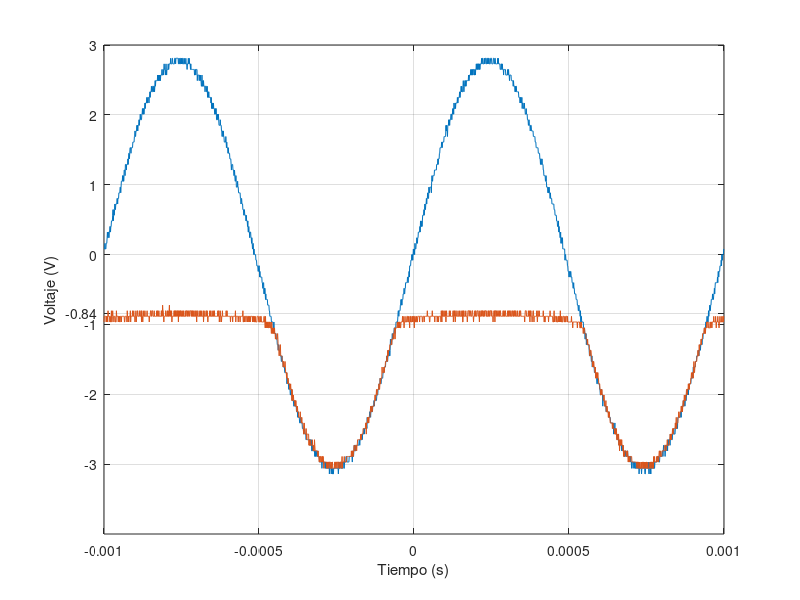

MATLAB code for this plot:
t=[-1.00E-03
-9.99E-04
-9.98E-04
-9.97E-04
-9.96E-04
-9.95E-04
-9.94E-04
-9.93E-04
-9.92E-04
-9.91E-04
-9.90E-04
-9.89E-04
-9.88E-04
-9.87E-04
-9.86E-04
-9.85E-04
-9.84E-04
-9.83E-04
-9.82E-04
-9.81E-04
-9.80E-04
-9.79E-04
-9.78E-04
-9.77E-04
-9.76E-04
-9.75E-04
-9.74E-04
-9.73E-04
-9.72E-04
-9.71E-04
-9.70E-04
-9.69E-04
-9.68E-04
-9.67E-04
-9.66E-04
-9.65E-04
-9.64E-04
-9.63E-04
-9.62E-04
-9.61E-04
-9.60E-04
-9.59E-04
-9.58E-04
-9.57E-04
-9.56E-04
-9.55E-04
-9.54E-04
-9.53E-04
-9.52E-04
-9.51E-04
-9.50E-04
-9.49E-04
-9.48E-04
-9.47E-04
-9.46E-04
-9.45E-04
-9.44E-04
-9.43E-04
-9.42E-04
-9.41E-04
-9.40E-04
-9.39E-04
-9.38E-04
-9.37E-04
-9.36E-04
-9.35E-04
-9.34E-04
-9.33E-04
-9.32E-04
-9.31E-04
-9.30E-04
-9.29E-04
-9.28E-04
-9.27E-04
-9.26E-04
-9.25E-04
-9.24E-04
-9.23E-04
-9.22E-04
-9.21E-04
-9.20E-04
-9.19E-04
-9.18E-04
-9.17E-04
-9.16E-04
-9.15E-04
-9.14E-04
-9.13E-04
-9.12E-04
-9.11E-04
-9.10E-04
-9.09E-04
-9.08E-04
-9.07E-04
-9.06E-04
-9.05E-04
-9.04E-04
-9.03E-04
-9.02E-04
-9.01E-04
-9.00E-04
-8.99E-04
-8.98E-04
-8.97E-04
-8.96E-04
-8.95E-04
-8.94E-04
-8.93E-04
-8.92E-04
-8.91E-04
-8.90E-04
-8.89E-04
-8.88E-04
-8.87E-04
-8.86E-04
-8.85E-04
-8.84E-04
-8.83E-04
-8.82E-04
-8.81E-04
-8.80E-04
-8.79E-04
-8.78E-04
-8.77E-04
-8.76E-04
-8.75E-04
-8.74E-04
-8.73E-04
-8.72E-04
-8.71E-04
-8.70E-04
-8.69E-04
-8.68E-04
-8.67E-04
-8.66E-04
-8.65E-04
-8.64E-04
-8.63E-04
-8.62E-04
-8.61E-04
-8.60E-04
-8.59E-04
-8.58E-04
-8.57E-04
-8.56E-04
-8.55E-04
-8.54E-04
-8.53E-04
-8.52E-04
-8.51E-04
-8.50E-04
-8.49E-04
-8.48E-04
-8.47E-04
-8.46E-04
-8.45E-04
-8.44E-04
-8.43E-04
-8.42E-04
-8.41E-04
-8.40E-04
-8.39E-04
-8.38E-04
-8.37E-04
-8.36E-04
-8.35E-04
-8.34E-04
-8.33E-04
-8.32E-04
-8.31E-04
-8.30E-04
-8.29E-04
-8.28E-04
-8.27E-04
-8.26E-04
-8.25E-04
-8.24E-04
-8.23E-04
-8.22E-04
-8.21E-04
-8.20E-04
-8.19E-04
-8.18E-04
-8.17E-04
-8.16E-04
-8.15E-04
-8.14E-04
-8.13E-04
-8.12E-04
-8.11E-04
-8.10E-04
-8.09E-04
-8.08E-04
-8.07E-04
-8.06E-04
-8.05E-04
-8.04E-04
-8.03E-04
-8.02E-04
-8.01E-04
-8.00E-04
-7.99E-04
-7.98E-04
-7.97E-04
-7.96E-04
-7.95E-04
-7.94E-04
-7.93E-04
-7.92E-04
-7.91E-04
-7.90E-04
-7.89E-04
-7.88E-04
-7.87E-04
-7.86E-04
-7.85E-04
-7.84E-04
-7.83E-04
-7.82E-04
-7.81E-04
-7.80E-04
-7.79E-04
-7.78E-04
-7.77E-04
-7.76E-04
-7.75E-04
-7.74E-04
-7.73E-04
-7.72E-04
-7.71E-04
-7.70E-04
-7.69E-04
-7.68E-04
-7.67E-04
-7.66E-04
-7.65E-04
-7.64E-04
-7.63E-04
-7.62E-04
-7.61E-04
-7.60E-04
-7.59E-04
-7.58E-04
-7.57E-04
-7.56E-04
-7.55E-04
-7.54E-04
-7.53E-04
-7.52E-04
-7.51E-04
-7.50E-04
-7.49E-04
-7.48E-04
-7.47E-04
-7.46E-04
-7.45E-04
-7.44E-04
-7.43E-04
-7.42E-04
-7.41E-04
-7.40E-04
-7.39E-04
-7.38E-04
-7.37E-04
-7.36E-04
-7.35E-04
-7.34E-04
-7.33E-04
-7.32E-04
-7.31E-04
-7.30E-04
-7.29E-04
-7.28E-04
-7.27E-04
-7.26E-04
-7.25E-04
-7.24E-04
-7.23E-04
-7.22E-04
-7.21E-04
-7.20E-04
-7.19E-04
-7.18E-04
-7.17E-04
-7.16E-04
-7.15E-04
-7.14E-04
-7.13E-04
-7.12E-04
-7.11E-04
-7.10E-04
-7.09E-04
-7.08E-04
-7.07E-04
-7.06E-04
-7.05E-04
-7.04E-04
-7.03E-04
-7.02E-04
-7.01E-04
-7.00E-04
-6.99E-04
-6.98E-04
-6.97E-04
-6.96E-04
-6.95E-04
-6.94E-04
-6.93E-04
-6.92E-04
-6.91E-04
-6.90E-04
-6.89E-04
-6.88E-04
-6.87E-04
-6.86E-04
-6.85E-04
-6.84E-04
-6.83E-04
-6.82E-04
-6.81E-04
-6.80E-04
-6.79E-04
-6.78E-04
-6.77E-04
-6.76E-04
-6.75E-04
-6.74E-04
-6.73E-04
-6.72E-04
-6.71E-04
-6.70E-04
-6.69E-04
-6.68E-04
-6.67E-04
-6.66E-04
-6.65E-04
-6.64E-04
-6.63E-04
-6.62E-04
-6.61E-04
-6.60E-04
-6.59E-04
-6.58E-04
-6.57E-04
-6.56E-04
-6.55E-04
-6.54E-04
-6.53E-04
-6.52E-04
-6.51E-04
-6.50E-04
-6.49E-04
-6.48E-04
-6.47E-04
-6.46E-04
-6.45E-04
-6.44E-04
-6.43E-04
-6.42E-04
-6.41E-04
-6.40E-04
-6.39E-04
-6.38E-04
-6.37E-04
-6.36E-04
-6.35E-04
-6.34E-04
-6.33E-04
-6.32E-04
-6.31E-04
-6.30E-04
-6.29E-04
-6.28E-04
-6.27E-04
-6.26E-04
-6.25E-04
-6.24E-04
-6.23E-04
-6.22E-04
-6.21E-04
-6.20E-04
-6.19E-04
-6.18E-04
-6.17E-04
-6.16E-04
-6.15E-04
-6.14E-04
-6.13E-04
-6.12E-04
-6.11E-04
-6.10E-04
-6.09E-04
-6.08E-04
-6.07E-04
-6.06E-04
-6.05E-04
-6.04E-04
-6.03E-04
-6.02E-04
-6.01E-04
-6.00E-04
-5.99E-04
-5.98E-04
-5.97E-04
-5.96E-04
-5.95E-04
-5.94E-04
-5.93E-04
-5.92E-04
-5.91E-04
-5.90E-04
-5.89E-04
-5.88E-04
-5.87E-04
-5.86E-04
-5.85E-04
-5.84E-04
-5.83E-04
-5.82E-04
-5.81E-04
-5.80E-04
-5.79E-04
-5.78E-04
-5.77E-04
-5.76E-04
-5.75E-04
-5.74E-04
-5.73E-04
-5.72E-04
-5.71E-04
-5.70E-04
-5.69E-04
-5.68E-04
-5.67E-04
-5.66E-04
-5.65E-04
-5.64E-04
-5.63E-04
-5.62E-04
-5.61E-04
-5.60E-04
-5.59E-04
-5.58E-04
-5.57E-04
-5.56E-04
-5.55E-04
-5.54E-04
-5.53E-04
-5.52E-04
-5.51E-04
-5.50E-04
-5.49E-04
-5.48E-04
-5.47E-04
-5.46E-04
-5.45E-04
-5.44E-04
-5.43E-04
-5.42E-04
-5.41E-04
-5.40E-04
-5.39E-04
-5.38E-04
-5.37E-04
-5.36E-04
-5.35E-04
-5.34E-04
-5.33E-04
-5.32E-04
-5.31E-04
-5.30E-04
-5.29E-04
-5.28E-04
-5.27E-04
-5.26E-04
-5.25E-04
-5.24E-04
-5.23E-04
-5.22E-04
-5.21E-04
-5.20E-04
-5.19E-04
-5.18E-04
-5.17E-04
-5.16E-04
-5.15E-04
-5.14E-04
-5.13E-04
-5.12E-04
-5.11E-04
-5.10E-04
-5.09E-04
-5.08E-04
-5.07E-04
-5.06E-04
-5.05E-04
-5.04E-04
-5.03E-04
-5.02E-04
-5.01E-04
-5.00E-04
-4.99E-04
-4.98E-04
-4.97E-04
-4.96E-04
-4.95E-04
-4.94E-04
-4.93E-04
-4.92E-04
-4.91E-04
-4.90E-04
-4.89E-04
-4.88E-04
-4.87E-04
-4.86E-04
-4.85E-04
-4.84E-04
-4.83E-04
-4.82E-04
-4.81E-04
-4.80E-04
-4.79E-04
-4.78E-04
-4.77E-04
-4.76E-04
-4.75E-04
-4.74E-04
-4.73E-04
-4.72E-04
-4.71E-04
-4.70E-04
-4.69E-04
-4.68E-04
-4.67E-04
-4.66E-04
-4.65E-04
-4.64E-04
-4.63E-04
-4.62E-04
-4.61E-04
-4.60E-04
-4.59E-04
-4.58E-04
-4.57E-04
-4.56E-04
-4.55E-04
-4.54E-04
-4.53E-04
-4.52E-04
-4.51E-04
-4.50E-04
-4.49E-04
-4.48E-04
-4.47E-04
-4.46E-04
-4.45E-04
-4.44E-04
-4.43E-04
-4.42E-04
-4.41E-04
-4.40E-04
-4.39E-04
-4.38E-04
-4.37E-04
-4.36E-04
-4.35E-04
-4.34E-04
-4.33E-04
-4.32E-04
-4.31E-04
-4.30E-04
-4.29E-04
-4.28E-04
-4.27E-04
-4.26E-04
-4.25E-04
-4.24E-04
-4.23E-04
-4.22E-04
-4.21E-04
-4.20E-04
-4.19E-04
-4.18E-04
-4.17E-04
-4.16E-04
-4.15E-04
-4.14E-04
-4.13E-04
-4.12E-04
-4.11E-04
-4.10E-04
-4.09E-04
-4.08E-04
-4.07E-04
-4.06E-04
-4.05E-04
-4.04E-04
-4.03E-04
-4.02E-04
-4.01E-04
-4.00E-04
-3.99E-04
-3.98E-04
-3.97E-04
-3.96E-04
-3.95E-04
-3.94E-04
-3.93E-04
-3.92E-04
-3.91E-04
-3.90E-04
-3.89E-04
-3.88E-04
-3.87E-04
-3.86E-04
-3.85E-04
-3.84E-04
-3.83E-04
-3.82E-04
-3.81E-04
-3.80E-04
-3.79E-04
-3.78E-04
-3.77E-04
-3.76E-04
-3.75E-04
-3.74E-04
-3.73E-04
-3.72E-04
-3.71E-04
-3.70E-04
-3.69E-04
-3.68E-04
-3.67E-04
-3.66E-04
-3.65E-04
-3.64E-04
-3.63E-04
-3.62E-04
-3.61E-04
-3.60E-04
-3.59E-04
-3.58E-04
-3.57E-04
-3.56E-04
-3.55E-04
-3.54E-04
-3.53E-04
-3.52E-04
-3.51E-04
-3.50E-04
-3.49E-04
-3.48E-04
-3.47E-04
-3.46E-04
-3.45E-04
-3.44E-04
-3.43E-04
-3.42E-04
-3.41E-04
-3.40E-04
-3.39E-04
-3.38E-04
-3.37E-04
-3.36E-04
-3.35E-04
-3.34E-04
-3.33E-04
-3.32E-04
-3.31E-04
-3.30E-04
-3.29E-04
-3.28E-04
-3.27E-04
-3.26E-04
-3.25E-04
-3.24E-04
-3.23E-04
-3.22E-04
-3.21E-04
-3.20E-04
-3.19E-04
-3.18E-04
-3.17E-04
-3.16E-04
-3.15E-04
-3.14E-04
-3.13E-04
-3.12E-04
-3.11E-04
-3.10E-04
-3.09E-04
-3.08E-04
-3.07E-04
-3.06E-04
-3.05E-04
-3.04E-04
-3.03E-04
-3.02E-04
-3.01E-04
-3.00E-04
-2.99E-04
-2.98E-04
-2.97E-04
-2.96E-04
-2.95E-04
-2.94E-04
-2.93E-04
-2.92E-04
-2.91E-04
-2.90E-04
-2.89E-04
-2.88E-04
-2.87E-04
-2.86E-04
-2.85E-04
-2.84E-04
-2.83E-04
-2.82E-04
-2.81E-04
-2.80E-04
-2.79E-04
-2.78E-04
-2.77E-04
-2.76E-04
-2.75E-04
-2.74E-04
-2.73E-04
-2.72E-04
-2.71E-04
-2.70E-04
-2.69E-04
-2.68E-04
-2.67E-04
-2.66E-04
-2.65E-04
-2.64E-04
-2.63E-04
-2.62E-04
-2.61E-04
-2.60E-04
-2.59E-04
-2.58E-04
-2.57E-04
-2.56E-04
-2.55E-04
-2.54E-04
-2.53E-04
-2.52E-04
-2.51E-04
-2.50E-04
-2.49E-04
-2.48E-04
-2.47E-04
-2.46E-04
-2.45E-04
-2.44E-04
-2.43E-04
-2.42E-04
-2.41E-04
-2.40E-04
-2.39E-04
-2.38E-04
-2.37E-04
-2.36E-04
-2.35E-04
-2.34E-04
-2.33E-04
-2.32E-04
-2.31E-04
-2.30E-04
-2.29E-04
-2.28E-04
-2.27E-04
-2.26E-04
-2.25E-04
-2.24E-04
-2.23E-04
-2.22E-04
-2.21E-04
-2.20E-04
-2.19E-04
-2.18E-04
-2.17E-04
-2.16E-04
-2.15E-04
-2.14E-04
-2.13E-04
-2.12E-04
-2.11E-04
-2.10E-04
-2.09E-04
-2.08E-04
-2.07E-04
-2.06E-04
-2.05E-04
-2.04E-04
-2.03E-04
-2.02E-04
-2.01E-04
-2.00E-04
-1.99E-04
-1.98E-04
-1.97E-04
-1.96E-04
-1.95E-04
-1.94E-04
-1.93E-04
-1.92E-04
-1.91E-04
-1.90E-04
-1.89E-04
-1.88E-04
-1.87E-04
-1.86E-04
-1.85E-04
-1.84E-04
-1.83E-04
-1.82E-04
-1.81E-04
-1.80E-04
-1.79E-04
-1.78E-04
-1.77E-04
-1.76E-04
-1.75E-04
-1.74E-04
-1.73E-04
-1.72E-04
-1.71E-04
-1.70E-04
-1.69E-04
-1.68E-04
-1.67E-04
-1.66E-04
-1.65E-04
-1.64E-04
-1.63E-04
-1.62E-04
-1.61E-04
-1.60E-04
-1.59E-04
-1.58E-04
-1.57E-04
-1.56E-04
-1.55E-04
-1.54E-04
-1.53E-04
-1.52E-04
-1.51E-04
-1.50E-04
-1.49E-04
-1.48E-04
-1.47E-04
-1.46E-04
-1.45E-04
-1.44E-04
-1.43E-04
-1.42E-04
-1.41E-04
-1.40E-04
-1.39E-04
-1.38E-04
-1.37E-04
-1.36E-04
-1.35E-04
-1.34E-04
-1.33E-04
-1.32E-04
-1.31E-04
-1.30E-04
-1.29E-04
-1.28E-04
-1.27E-04
-1.26E-04
-1.25E-04
-1.24E-04
-1.23E-04
-1.22E-04
-1.21E-04
-1.20E-04
-1.19E-04
-1.18E-04
-1.17E-04
-1.16E-04
-1.15E-04
-1.14E-04
-1.13E-04
-1.12E-04
-1.11E-04
-1.10E-04
-1.09E-04
-1.08E-04
-1.07E-04
-1.06E-04
-1.05E-04
-1.04E-04
-1.03E-04
-1.02E-04
-1.01E-04
-1.00E-04
-9.90E-05
-9.80E-05
-9.70E-05
-9.60E-05
-9.50E-05
-9.40E-05
-9.30E-05
-9.20E-05
-9.10E-05
-9.00E-05
-8.90E-05
-8.80E-05
-8.70E-05
-8.60E-05
-8.50E-05
-8.40E-05
-8.30E-05
-8.20E-05
-8.10E-05
-8.00E-05
-7.90E-05
-7.80E-05
-7.70E-05
-7.60E-05
-7.50E-05
-7.40E-05
-7.30E-05
-7.20E-05
-7.10E-05
-7.00E-05
-6.90E-05
-6.80E-05
-6.70E-05
-6.60E-05
-6.50E-05
-6.40E-05
-6.30E-05
-6.20E-05
-6.10E-05
-6.00E-05
-5.90E-05
-5.80E-05
-5.70E-05
-5.60E-05
-5.50E-05
-5.40E-05
-5.30E-05
-5.20E-05
-5.10E-05
-5.00E-05
-4.90E-05
-4.80E-05
-4.70E-05
-4.60E-05
-4.50E-05
-4.40E-05
-4.30E-05
-4.20E-05
-4.10E-05
-4.00E-05
-3.90E-05
-3.80E-05
-3.70E-05
-3.60E-05
-3.50E-05
-3.40E-05
-3.30E-05
-3.20E-05
-3.10E-05
-3.00E-05
-2.90E-05
-2.80E-05
-2.70E-05
-2.60E-05
-2.50E-05
-2.40E-05
-2.30E-05
-2.20E-05
-2.10E-05
-2.00E-05
-1.90E-05
-1.80E-05
-1.70E-05
-1.60E-05
-1.50E-05
-1.40E-05
-1.30E-05
-1.20E-05
-1.10E-05
-1.00E-05
-9.00E-06
-8.00E-06
-7.00E-06
-6.00E-06
-5.00E-06
-4.00E-06
-3.00E-06
-2.00E-06
-1.00E-06
0.00E+00
1.00E-06
2.00E-06
3.00E-06
4.00E-06
5.00E-06
6.00E-06
7.00E-06
8.00E-06
9.00E-06
1.00E-05
1.10E-05
1.20E-05
1.30E-05
1.40E-05
1.50E-05
1.60E-05
1.70E-05
1.80E-05
1.90E-05
2.00E-05
2.10E-05
2.20E-05
2.30E-05
2.40E-05
2.50E-05
2.60E-05
2.70E-05
2.80E-05
2.90E-05
3.00E-05
3.10E-05
3.20E-05
3.30E-05
3.40E-05
3.50E-05
3.60E-05
3.70E-05
3.80E-05
3.90E-05
4.00E-05
4.10E-05
4.20E-05
4.30E-05
4.40E-05
4.50E-05
4.60E-05
4.70E-05
4.80E-05
4.90E-05
5.00E-05
5.10E-05
5.20E-05
5.30E-05
5.40E-05
5.50E-05
5.60E-05
5.70E-05
5.80E-05
5.90E-05
6.00E-05
6.10E-05
6.20E-05
6.30E-05
6.40E-05
6.50E-05
6.60E-05
6.70E-05
6.80E-05
6.90E-05
7.00E-05
7.10E-05
7.20E-05
7.30E-05
7.40E-05
7.50E-05
7.60E-05
7.70E-05
7.80E-05
7.90E-05
8.00E-05
8.10E-05
8.20E-05
8.30E-05
8.40E-05
8.50E-05
8.60E-05
8.70E-05
8.80E-05
8.90E-05
9.00E-05
9.10E-05
9.20E-05
9.30E-05
9.40E-05
9.50E-05
9.60E-05
9.70E-05
9.80E-05
9.90E-05
1.00E-04
1.01E-04
1.02E-04
1.03E-04
1.04E-04
1.05E-04
1.06E-04
1.07E-04
1.08E-04
1.09E-04
1.10E-04
1.11E-04
1.12E-04
1.13E-04
1.14E-04
1.15E-04
1.16E-04
1.17E-04
1.18E-04
1.19E-04
1.20E-04
1.21E-04
1.22E-04
1.23E-04
1.24E-04
1.25E-04
1.26E-04
1.27E-04
1.28E-04
1.29E-04
1.30E-04
1.31E-04
1.32E-04
1.33E-04
1.34E-04
1.35E-04
1.36E-04
1.37E-04
1.38E-04
1.39E-04
1.40E-04
1.41E-04
1.42E-04
1.43E-04
1.44E-04
1.45E-04
1.46E-04
1.47E-04
1.48E-04
1.49E-04
1.50E-04
1.51E-04
1.52E-04
1.53E-04
1.54E-04
1.55E-04
1.56E-04
1.57E-04
1.58E-04
1.59E-04
1.60E-04
1.61E-04
1.62E-04
1.63E-04
1.64E-04
1.65E-04
1.66E-04
1.67E-04
1.68E-04
1.69E-04
1.70E-04
1.71E-04
1.72E-04
1.73E-04
1.74E-04
1.75E-04
1.76E-04
1.77E-04
1.78E-04
1.79E-04
1.80E-04
1.81E-04
1.82E-04
1.83E-04
1.84E-04
1.85E-04
1.86E-04
1.87E-04
1.88E-04
1.89E-04
1.90E-04
1.91E-04
1.92E-04
1.93E-04
1.94E-04
1.95E-04
1.96E-04
1.97E-04
1.98E-04
1.99E-04
2.00E-04
2.01E-04
2.02E-04
2.03E-04
2.04E-04
2.05E-04
2.06E-04
2.07E-04
2.08E-04
2.09E-04
2.10E-04
2.11E-04
2.12E-04
2.13E-04
2.14E-04
2.15E-04
2.16E-04
2.17E-04
2.18E-04
2.19E-04
2.20E-04
2.21E-04
2.22E-04
2.23E-04
2.24E-04
2.25E-04
2.26E-04
2.27E-04
2.28E-04
2.29E-04
2.30E-04
2.31E-04
2.32E-04
2.33E-04
2.34E-04
2.35E-04
2.36E-04
2.37E-04
2.38E-04
2.39E-04
2.40E-04
2.41E-04
2.42E-04
2.43E-04
2.44E-04
2.45E-04
2.46E-04
2.47E-04
2.48E-04
2.49E-04
2.50E-04
2.51E-04
2.52E-04
2.53E-04
2.54E-04
2.55E-04
2.56E-04
2.57E-04
2.58E-04
2.59E-04
2.60E-04
2.61E-04
2.62E-04
2.63E-04
2.64E-04
2.65E-04
2.66E-04
2.67E-04
2.68E-04
2.69E-04
2.70E-04
2.71E-04
2.72E-04
2.73E-04
2.74E-04
2.75E-04
2.76E-04
2.77E-04
2.78E-04
2.79E-04
2.80E-04
2.81E-04
2.82E-04
2.83E-04
2.84E-04
2.85E-04
2.86E-04
2.87E-04
2.88E-04
2.89E-04
2.90E-04
2.91E-04
2.92E-04
2.93E-04
2.94E-04
2.95E-04
2.96E-04
2.97E-04
2.98E-04
2.99E-04
3.00E-04
3.01E-04
3.02E-04
3.03E-04
3.04E-04
3.05E-04
3.06E-04
3.07E-04
3.08E-04
3.09E-04
3.10E-04
3.11E-04
3.12E-04
3.13E-04
3.14E-04
3.15E-04
3.16E-04
3.17E-04
3.18E-04
3.19E-04
3.20E-04
3.21E-04
3.22E-04
3.23E-04
3.24E-04
3.25E-04
3.26E-04
3.27E-04
3.28E-04
3.29E-04
3.30E-04
3.31E-04
3.32E-04
3.33E-04
3.34E-04
3.35E-04
3.36E-04
3.37E-04
3.38E-04
3.39E-04
3.40E-04
3.41E-04
3.42E-04
3.43E-04
3.44E-04
3.45E-04
3.46E-04
3.47E-04
3.48E-04
3.49E-04
3.50E-04
3.51E-04
3.52E-04
3.53E-04
3.54E-04
3.55E-04
3.56E-04
3.57E-04
3.58E-04
3.59E-04
3.60E-04
3.61E-04
3.62E-04
3.63E-04
3.64E-04
3.65E-04
3.66E-04
3.67E-04
3.68E-04
3.69E-04
3.70E-04
3.71E-04
3.72E-04
3.73E-04
3.74E-04
3.75E-04
3.76E-04
3.77E-04
3.78E-04
3.79E-04
3.80E-04
3.81E-04
3.82E-04
3.83E-04
3.84E-04
3.85E-04
3.86E-04
3.87E-04
3.88E-04
3.89E-04
3.90E-04
3.91E-04
3.92E-04
3.93E-04
3.94E-04
3.95E-04
3.96E-04
3.97E-04
3.98E-04
3.99E-04
4.00E-04
4.01E-04
4.02E-04
4.03E-04
4.04E-04
4.05E-04
4.06E-04
4.07E-04
4.08E-04
4.09E-04
4.10E-04
4.11E-04
4.12E-04
4.13E-04
4.14E-04
4.15E-04
4.16E-04
4.17E-04
4.18E-04
4.19E-04
4.20E-04
4.21E-04
4.22E-04
4.23E-04
4.24E-04
4.25E-04
4.26E-04
4.27E-04
4.28E-04
4.29E-04
4.30E-04
4.31E-04
4.32E-04
4.33E-04
4.34E-04
4.35E-04
4.36E-04
4.37E-04
4.38E-04
4.39E-04
4.40E-04
4.41E-04
4.42E-04
4.43E-04
4.44E-04
4.45E-04
4.46E-04
4.47E-04
4.48E-04
4.49E-04
4.50E-04
4.51E-04
4.52E-04
4.53E-04
4.54E-04
4.55E-04
4.56E-04
4.57E-04
4.58E-04
4.59E-04
4.60E-04
4.61E-04
4.62E-04
4.63E-04
4.64E-04
4.65E-04
4.66E-04
4.67E-04
4.68E-04
4.69E-04
4.70E-04
4.71E-04
4.72E-04
4.73E-04
4.74E-04
4.75E-04
4.76E-04
4.77E-04
4.78E-04
4.79E-04
4.80E-04
4.81E-04
4.82E-04
4.83E-04
4.84E-04
4.85E-04
4.86E-04
4.87E-04
4.88E-04
4.89E-04
4.90E-04
4.91E-04
4.92E-04
4.93E-04
4.94E-04
4.95E-04
4.96E-04
4.97E-04
4.98E-04
4.99E-04
5.00E-04
5.01E-04
5.02E-04
5.03E-04
5.04E-04
5.05E-04
5.06E-04
5.07E-04
5.08E-04
5.09E-04
5.10E-04
5.11E-04
5.12E-04
5.13E-04
5.14E-04
5.15E-04
5.16E-04
5.17E-04
5.18E-04
5.19E-04
5.20E-04
5.21E-04
5.22E-04
5.23E-04
5.24E-04
5.25E-04
5.26E-04
5.27E-04
5.28E-04
5.29E-04
5.30E-04
5.31E-04
5.32E-04
5.33E-04
5.34E-04
5.35E-04
5.36E-04
5.37E-04
5.38E-04
5.39E-04
5.40E-04
5.41E-04
5.42E-04
5.43E-04
5.44E-04
5.45E-04
5.46E-04
5.47E-04
5.48E-04
5.49E-04
5.50E-04
5.51E-04
5.52E-04
5.53E-04
5.54E-04
5.55E-04
5.56E-04
5.57E-04
5.58E-04
5.59E-04
5.60E-04
5.61E-04
5.62E-04
5.63E-04
5.64E-04
5.65E-04
5.66E-04
5.67E-04
5.68E-04
5.69E-04
5.70E-04
5.71E-04
5.72E-04
5.73E-04
5.74E-04
5.75E-04
5.76E-04
5.77E-04
5.78E-04
5.79E-04
5.80E-04
5.81E-04
5.82E-04
5.83E-04
5.84E-04
5.85E-04
5.86E-04
5.87E-04
5.88E-04
5.89E-04
5.90E-04
5.91E-04
5.92E-04
5.93E-04
5.94E-04
5.95E-04
5.96E-04
5.97E-04
5.98E-04
5.99E-04
6.00E-04
6.01E-04
6.02E-04
6.03E-04
6.04E-04
6.05E-04
6.06E-04
6.07E-04
6.08E-04
6.09E-04
6.10E-04
6.11E-04
6.12E-04
6.13E-04
6.14E-04
6.15E-04
6.16E-04
6.17E-04
6.18E-04
6.19E-04
6.20E-04
6.21E-04
6.22E-04
6.23E-04
6.24E-04
6.25E-04
6.26E-04
6.27E-04
6.28E-04
6.29E-04
6.30E-04
6.31E-04
6.32E-04
6.33E-04
6.34E-04
6.35E-04
6.36E-04
6.37E-04
6.38E-04
6.39E-04
6.40E-04
6.41E-04
6.42E-04
6.43E-04
6.44E-04
6.45E-04
6.46E-04
6.47E-04
6.48E-04
6.49E-04
6.50E-04
6.51E-04
6.52E-04
6.53E-04
6.54E-04
6.55E-04
6.56E-04
6.57E-04
6.58E-04
6.59E-04
6.60E-04
6.61E-04
6.62E-04
6.63E-04
6.64E-04
6.65E-04
6.66E-04
6.67E-04
6.68E-04
6.69E-04
6.70E-04
6.71E-04
6.72E-04
6.73E-04
6.74E-04
6.75E-04
6.76E-04
6.77E-04
6.78E-04
6.79E-04
6.80E-04
6.81E-04
6.82E-04
6.83E-04
6.84E-04
6.85E-04
6.86E-04
6.87E-04
6.88E-04
6.89E-04
6.90E-04
6.91E-04
6.92E-04
6.93E-04
6.94E-04
6.95E-04
6.96E-04
6.97E-04
6.98E-04
6.99E-04
7.00E-04
7.01E-04
7.02E-04
7.03E-04
7.04E-04
7.05E-04
7.06E-04
7.07E-04
7.08E-04
7.09E-04
7.10E-04
7.11E-04
7.12E-04
7.13E-04
7.14E-04
7.15E-04
7.16E-04
7.17E-04
7.18E-04
7.19E-04
7.20E-04
7.21E-04
7.22E-04
7.23E-04
7.24E-04
7.25E-04
7.26E-04
7.27E-04
7.28E-04
7.29E-04
7.30E-04
7.31E-04
7.32E-04
7.33E-04
7.34E-04
7.35E-04
7.36E-04
7.37E-04
7.38E-04
7.39E-04
7.40E-04
7.41E-04
7.42E-04
7.43E-04
7.44E-04
7.45E-04
7.46E-04
7.47E-04
7.48E-04
7.49E-04
7.50E-04
7.51E-04
7.52E-04
7.53E-04
7.54E-04
7.55E-04
7.56E-04
7.57E-04
7.58E-04
7.59E-04
7.60E-04
7.61E-04
7.62E-04
7.63E-04
7.64E-04
7.65E-04
7.66E-04
7.67E-04
7.68E-04
7.69E-04
7.70E-04
7.71E-04
7.72E-04
7.73E-04
7.74E-04
7.75E-04
7.76E-04
7.77E-04
7.78E-04
7.79E-04
7.80E-04
7.81E-04
7.82E-04
7.83E-04
7.84E-04
7.85E-04
7.86E-04
7.87E-04
7.88E-04
7.89E-04
7.90E-04
7.91E-04
7.92E-04
7.93E-04
7.94E-04
7.95E-04
7.96E-04
7.97E-04
7.98E-04
7.99E-04
8.00E-04
8.01E-04
8.02E-04
8.03E-04
8.04E-04
8.05E-04
8.06E-04
8.07E-04
8.08E-04
8.09E-04
8.10E-04
8.11E-04
8.12E-04
8.13E-04
8.14E-04
8.15E-04
8.16E-04
8.17E-04
8.18E-04
8.19E-04
8.20E-04
8.21E-04
8.22E-04
8.23E-04
8.24E-04
8.25E-04
8.26E-04
8.27E-04
8.28E-04
8.29E-04
8.30E-04
8.31E-04
8.32E-04
8.33E-04
8.34E-04
8.35E-04
8.36E-04
8.37E-04
8.38E-04
8.39E-04
8.40E-04
8.41E-04
8.42E-04
8.43E-04
8.44E-04
8.45E-04
8.46E-04
8.47E-04
8.48E-04
8.49E-04
8.50E-04
8.51E-04
8.52E-04
8.53E-04
8.54E-04
8.55E-04
8.56E-04
8.57E-04
8.58E-04
8.59E-04
8.60E-04
8.61E-04
8.62E-04
8.63E-04
8.64E-04
8.65E-04
8.66E-04
8.67E-04
8.68E-04
8.69E-04
8.70E-04
8.71E-04
8.72E-04
8.73E-04
8.74E-04
8.75E-04
8.76E-04
8.77E-04
8.78E-04
8.79E-04
8.80E-04
8.81E-04
8.82E-04
8.83E-04
8.84E-04
8.85E-04
8.86E-04
8.87E-04
8.88E-04
8.89E-04
8.90E-04
8.91E-04
8.92E-04
8.93E-04
8.94E-04
8.95E-04
8.96E-04
8.97E-04
8.98E-04
8.99E-04
9.00E-04
9.01E-04
9.02E-04
9.03E-04
9.04E-04
9.05E-04
9.06E-04
9.07E-04
9.08E-04
9.09E-04
9.10E-04
9.11E-04
9.12E-04
9.13E-04
9.14E-04
9.15E-04
9.16E-04
9.17E-04
9.18E-04
9.19E-04
9.20E-04
9.21E-04
9.22E-04
9.23E-04
9.24E-04
9.25E-04
9.26E-04
9.27E-04
9.28E-04
9.29E-04
9.30E-04
9.31E-04
9.32E-04
9.33E-04
9.34E-04
9.35E-04
9.36E-04
9.37E-04
9.38E-04
9.39E-04
9.40E-04
9.41E-04
9.42E-04
9.43E-04
9.44E-04
9.45E-04
9.46E-04
9.47E-04
9.48E-04
9.49E-04
9.50E-04
9.51E-04
9.52E-04
9.53E-04
9.54E-04
9.55E-04
9.56E-04
9.57E-04
9.58E-04
9.59E-04
9.60E-04
9.61E-04
9.62E-04
9.63E-04
9.64E-04
9.65E-04
9.66E-04
9.67E-04
9.68E-04
9.69E-04
9.70E-04
9.71E-04
9.72E-04
9.73E-04
9.74E-04
9.75E-04
9.76E-04
9.77E-04
9.78E-04
9.79E-04
9.80E-04
9.81E-04
9.82E-04
9.83E-04
9.84E-04
9.85E-04
9.86E-04
9.87E-04
9.88E-04
9.89E-04
9.90E-04
9.91E-04
9.92E-04
9.93E-04
9.94E-04
9.95E-04
9.96E-04
9.97E-04
9.98E-04
9.99E-04];
x=[8.04E-02
8.04E-02
8.04E-02
1.61E-01
8.04E-02
8.04E-02
8.04E-02
1.61E-01
1.61E-01
1.61E-01
2.41E-01
3.22E-01
2.41E-01
2.41E-01
3.22E-01
3.22E-01
2.41E-01
3.22E-01
3.22E-01
4.02E-01
4.02E-01
3.22E-01
4.02E-01
4.02E-01
4.82E-01
4.82E-01
4.82E-01
4.82E-01
5.63E-01
6.43E-01
4.82E-01
5.63E-01
6.43E-01
5.63E-01
6.43E-01
7.24E-01
6.43E-01
6.43E-01
7.24E-01
7.24E-01
7.24E-01
7.24E-01
8.04E-01
8.04E-01
7.24E-01
8.04E-01
8.04E-01
8.04E-01
8.84E-01
8.84E-01
8.84E-01
8.84E-01
9.65E-01
9.65E-01
8.84E-01
9.65E-01
1.05E+00
1.05E+00
1.05E+00
1.05E+00
1.13E+00
1.05E+00
1.13E+00
1.05E+00
1.05E+00
1.21E+00
1.21E+00
1.21E+00
1.13E+00
1.29E+00
1.29E+00
1.29E+00
1.21E+00
1.29E+00
1.29E+00
1.29E+00
1.29E+00
1.37E+00
1.29E+00
1.37E+00
1.45E+00
1.45E+00
1.37E+00
1.45E+00
1.53E+00
1.53E+00
1.53E+00
1.45E+00
1.53E+00
1.53E+00
1.53E+00
1.53E+00
1.53E+00
1.61E+00
1.61E+00
1.61E+00
1.61E+00
1.61E+00
1.69E+00
1.69E+00
1.77E+00
1.69E+00
1.69E+00
1.77E+00
1.77E+00
1.77E+00
1.85E+00
1.77E+00
1.85E+00
1.77E+00
1.85E+00
1.85E+00
1.85E+00
1.93E+00
1.85E+00
1.93E+00
1.93E+00
2.01E+00
1.93E+00
1.93E+00
1.93E+00
1.93E+00
2.01E+00
2.01E+00
2.09E+00
2.01E+00
2.09E+00
2.01E+00
2.09E+00
2.01E+00
2.09E+00
2.09E+00
2.17E+00
2.09E+00
2.17E+00
2.17E+00
2.17E+00
2.17E+00
2.25E+00
2.17E+00
2.17E+00
2.25E+00
2.25E+00
2.25E+00
2.25E+00
2.17E+00
2.25E+00
2.25E+00
2.33E+00
2.25E+00
2.33E+00
2.33E+00
2.33E+00
2.41E+00
2.33E+00
2.33E+00
2.33E+00
2.41E+00
2.41E+00
2.41E+00
2.33E+00
2.41E+00
2.41E+00
2.33E+00
2.41E+00
2.49E+00
2.41E+00
2.49E+00
2.49E+00
2.49E+00
2.49E+00
2.49E+00
2.49E+00
2.57E+00
2.49E+00
2.57E+00
2.49E+00
2.57E+00
2.49E+00
2.57E+00
2.49E+00
2.57E+00
2.49E+00
2.57E+00
2.57E+00
2.57E+00
2.57E+00
2.65E+00
2.57E+00
2.57E+00
2.57E+00
2.65E+00
2.57E+00
2.65E+00
2.73E+00
2.65E+00
2.65E+00
2.65E+00
2.57E+00
2.65E+00
2.73E+00
2.65E+00
2.57E+00
2.65E+00
2.65E+00
2.65E+00
2.65E+00
2.73E+00
2.65E+00
2.65E+00
2.73E+00
2.73E+00
2.73E+00
2.73E+00
2.73E+00
2.81E+00
2.73E+00
2.73E+00
2.73E+00
2.73E+00
2.81E+00
2.81E+00
2.73E+00
2.73E+00
2.73E+00
2.73E+00
2.73E+00
2.73E+00
2.81E+00
2.81E+00
2.81E+00
2.73E+00
2.81E+00
2.81E+00
2.81E+00
2.81E+00
2.81E+00
2.81E+00
2.81E+00
2.81E+00
2.73E+00
2.73E+00
2.81E+00
2.73E+00
2.73E+00
2.81E+00
2.81E+00
2.73E+00
2.73E+00
2.81E+00
2.73E+00
2.81E+00
2.73E+00
2.73E+00
2.81E+00
2.81E+00
2.73E+00
2.73E+00
2.73E+00
2.81E+00
2.73E+00
2.73E+00
2.73E+00
2.73E+00
2.81E+00
2.73E+00
2.73E+00
2.73E+00
2.65E+00
2.73E+00
2.73E+00
2.73E+00
2.81E+00
2.73E+00
2.73E+00
2.81E+00
2.73E+00
2.73E+00
2.73E+00
2.65E+00
2.73E+00
2.65E+00
2.65E+00
2.65E+00
2.65E+00
2.65E+00
2.65E+00
2.65E+00
2.65E+00
2.65E+00
2.65E+00
2.65E+00
2.57E+00
2.57E+00
2.65E+00
2.65E+00
2.57E+00
2.65E+00
2.65E+00
2.65E+00
2.65E+00
2.49E+00
2.57E+00
2.57E+00
2.57E+00
2.57E+00
2.57E+00
2.49E+00
2.57E+00
2.57E+00
2.49E+00
2.57E+00
2.49E+00
2.49E+00
2.41E+00
2.41E+00
2.57E+00
2.41E+00
2.41E+00
2.49E+00
2.41E+00
2.49E+00
2.41E+00
2.41E+00
2.41E+00
2.41E+00
2.33E+00
2.41E+00
2.41E+00
2.41E+00
2.41E+00
2.33E+00
2.33E+00
2.41E+00
2.25E+00
2.33E+00
2.33E+00
2.25E+00
2.33E+00
2.25E+00
2.25E+00
2.25E+00
2.25E+00
2.25E+00
2.25E+00
2.17E+00
2.25E+00
2.09E+00
2.17E+00
2.17E+00
2.09E+00
2.17E+00
2.09E+00
2.17E+00
2.09E+00
2.09E+00
2.09E+00
2.01E+00
2.01E+00
2.09E+00
2.01E+00
2.09E+00
2.09E+00
1.93E+00
1.93E+00
1.93E+00
2.01E+00
1.93E+00
1.93E+00
2.01E+00
1.93E+00
1.85E+00
1.85E+00
1.85E+00
1.85E+00
1.93E+00
1.85E+00
1.85E+00
1.85E+00
1.77E+00
1.77E+00
1.69E+00
1.77E+00
1.77E+00
1.69E+00
1.77E+00
1.69E+00
1.69E+00
1.61E+00
1.61E+00
1.61E+00
1.61E+00
1.61E+00
1.69E+00
1.61E+00
1.53E+00
1.61E+00
1.53E+00
1.53E+00
1.53E+00
1.45E+00
1.53E+00
1.45E+00
1.45E+00
1.45E+00
1.45E+00
1.37E+00
1.37E+00
1.37E+00
1.37E+00
1.29E+00
1.21E+00
1.29E+00
1.29E+00
1.29E+00
1.29E+00
1.21E+00
1.21E+00
1.21E+00
1.13E+00
1.13E+00
1.21E+00
1.13E+00
1.05E+00
1.05E+00
1.13E+00
1.13E+00
9.65E-01
9.65E-01
9.65E-01
9.65E-01
1.05E+00
9.65E-01
9.65E-01
8.84E-01
8.84E-01
8.84E-01
8.84E-01
8.84E-01
8.84E-01
8.04E-01
8.04E-01
7.24E-01
8.04E-01
8.04E-01
7.24E-01
7.24E-01
7.24E-01
6.43E-01
6.43E-01
6.43E-01
5.63E-01
6.43E-01
6.43E-01
5.63E-01
5.63E-01
5.63E-01
5.63E-01
4.82E-01
5.63E-01
4.82E-01
4.82E-01
4.82E-01
4.02E-01
4.82E-01
3.22E-01
3.22E-01
4.02E-01
3.22E-01
3.22E-01
2.41E-01
3.22E-01
3.22E-01
3.22E-01
2.41E-01
2.41E-01
1.61E-01
2.41E-01
1.61E-01
8.04E-02
8.04E-02
1.61E-01
8.04E-02
0.00E+00
8.04E-02
0.00E+00
0.00E+00
0.00E+00
0.00E+00
0.00E+00
-8.04E-02
-8.04E-02
-8.04E-02
-1.61E-01
-1.61E-01
-1.61E-01
-1.61E-01
-2.41E-01
-2.41E-01
-1.61E-01
-1.61E-01
-1.61E-01
-3.22E-01
-2.41E-01
-3.22E-01
-3.22E-01
-3.22E-01
-3.22E-01
-3.22E-01
-3.22E-01
-4.02E-01
-4.02E-01
-4.82E-01
-4.82E-01
-4.02E-01
-4.02E-01
-5.63E-01
-4.82E-01
-5.63E-01
-4.82E-01
-5.63E-01
-6.43E-01
-5.63E-01
-6.43E-01
-6.43E-01
-6.43E-01
-6.43E-01
-6.43E-01
-7.24E-01
-7.24E-01
-7.24E-01
-7.24E-01
-7.24E-01
-8.04E-01
-8.04E-01
-8.84E-01
-8.84E-01
-8.84E-01
-8.84E-01
-8.84E-01
-9.65E-01
-9.65E-01
-9.65E-01
-9.65E-01
-9.65E-01
-9.65E-01
-1.05E+00
-1.05E+00
-9.65E-01
-1.05E+00
-1.13E+00
-1.13E+00
-1.13E+00
-1.13E+00
-1.13E+00
-1.13E+00
-1.21E+00
-1.21E+00
-1.21E+00
-1.29E+00
-1.29E+00
-1.29E+00
-1.37E+00
-1.29E+00
-1.29E+00
-1.37E+00
-1.37E+00
-1.37E+00
-1.45E+00
-1.45E+00
-1.45E+00
-1.45E+00
-1.53E+00
-1.53E+00
-1.45E+00
-1.53E+00
-1.53E+00
-1.53E+00
-1.61E+00
-1.61E+00
-1.61E+00
-1.61E+00
-1.61E+00
-1.69E+00
-1.69E+00
-1.69E+00
-1.69E+00
-1.69E+00
-1.69E+00
-1.69E+00
-1.85E+00
-1.77E+00
-1.77E+00
-1.85E+00
-1.85E+00
-1.85E+00
-1.93E+00
-1.85E+00
-1.85E+00
-1.93E+00
-1.93E+00
-2.01E+00
-2.01E+00
-1.93E+00
-1.93E+00
-1.93E+00
-2.01E+00
-2.09E+00
-2.09E+00
-2.09E+00
-2.09E+00
-2.09E+00
-2.17E+00
-2.17E+00
-2.17E+00
-2.09E+00
-2.09E+00
-2.17E+00
-2.17E+00
-2.17E+00
-2.17E+00
-2.25E+00
-2.25E+00
-2.25E+00
-2.25E+00
-2.33E+00
-2.25E+00
-2.33E+00
-2.33E+00
-2.33E+00
-2.33E+00
-2.41E+00
-2.41E+00
-2.41E+00
-2.41E+00
-2.33E+00
-2.41E+00
-2.41E+00
-2.41E+00
-2.41E+00
-2.49E+00
-2.49E+00
-2.49E+00
-2.49E+00
-2.57E+00
-2.49E+00
-2.49E+00
-2.49E+00
-2.57E+00
-2.57E+00
-2.57E+00
-2.57E+00
-2.65E+00
-2.57E+00
-2.65E+00
-2.65E+00
-2.65E+00
-2.65E+00
-2.65E+00
-2.65E+00
-2.65E+00
-2.65E+00
-2.65E+00
-2.65E+00
-2.73E+00
-2.65E+00
-2.65E+00
-2.73E+00
-2.73E+00
-2.65E+00
-2.81E+00
-2.81E+00
-2.73E+00
-2.81E+00
-2.81E+00
-2.81E+00
-2.81E+00
-2.81E+00
-2.81E+00
-2.81E+00
-2.89E+00
-2.81E+00
-2.89E+00
-2.81E+00
-2.81E+00
-2.81E+00
-2.89E+00
-2.89E+00
-2.89E+00
-2.81E+00
-2.89E+00
-2.89E+00
-2.89E+00
-2.89E+00
-2.89E+00
-2.97E+00
-2.97E+00
-2.97E+00
-2.97E+00
-2.97E+00
-2.97E+00
-2.97E+00
-2.97E+00
-3.06E+00
-2.97E+00
-2.97E+00
-2.97E+00
-2.97E+00
-2.97E+00
-2.97E+00
-2.97E+00
-2.97E+00
-2.97E+00
-3.06E+00
-2.97E+00
-3.06E+00
-2.97E+00
-2.97E+00
-3.06E+00
-2.97E+00
-3.06E+00
-3.06E+00
-3.06E+00
-3.06E+00
-3.06E+00
-3.06E+00
-2.97E+00
-3.14E+00
-3.06E+00
-3.06E+00
-3.06E+00
-3.06E+00
-3.06E+00
-3.14E+00
-3.06E+00
-3.06E+00
-3.14E+00
-3.14E+00
-3.06E+00
-3.14E+00
-3.14E+00
-3.06E+00
-3.06E+00
-3.06E+00
-3.06E+00
-3.06E+00
-3.06E+00
-3.06E+00
-3.06E+00
-3.06E+00
-3.06E+00
-3.06E+00
-3.06E+00
-3.06E+00
-3.06E+00
-3.06E+00
-3.14E+00
-3.06E+00
-2.97E+00
-3.06E+00
-3.06E+00
-3.06E+00
-2.97E+00
-2.97E+00
-3.06E+00
-3.06E+00
-3.06E+00
-3.06E+00
-3.06E+00
-2.97E+00
-3.06E+00
-2.97E+00
-2.97E+00
-2.97E+00
-3.06E+00
-3.06E+00
-2.97E+00
-2.97E+00
-2.97E+00
-2.97E+00
-2.97E+00
-2.89E+00
-2.97E+00
-2.89E+00
-2.97E+00
-2.97E+00
-2.97E+00
-2.97E+00
-2.97E+00
-2.97E+00
-2.97E+00
-2.89E+00
-2.89E+00
-2.89E+00
-2.89E+00
-2.89E+00
-2.89E+00
-2.89E+00
-2.89E+00
-2.89E+00
-2.89E+00
-2.97E+00
-2.81E+00
-2.89E+00
-2.89E+00
-2.89E+00
-2.81E+00
-2.73E+00
-2.73E+00
-2.81E+00
-2.73E+00
-2.81E+00
-2.81E+00
-2.81E+00
-2.73E+00
-2.73E+00
-2.73E+00
-2.73E+00
-2.73E+00
-2.73E+00
-2.73E+00
-2.73E+00
-2.73E+00
-2.65E+00
-2.65E+00
-2.73E+00
-2.65E+00
-2.65E+00
-2.65E+00
-2.65E+00
-2.65E+00
-2.65E+00
-2.57E+00
-2.65E+00
-2.57E+00
-2.57E+00
-2.57E+00
-2.57E+00
-2.49E+00
-2.49E+00
-2.57E+00
-2.49E+00
-2.49E+00
-2.49E+00
-2.49E+00
-2.49E+00
-2.49E+00
-2.41E+00
-2.49E+00
-2.33E+00
-2.41E+00
-2.41E+00
-2.41E+00
-2.41E+00
-2.33E+00
-2.33E+00
-2.33E+00
-2.25E+00
-2.25E+00
-2.25E+00
-2.33E+00
-2.25E+00
-2.25E+00
-2.17E+00
-2.17E+00
-2.25E+00
-2.25E+00
-2.17E+00
-2.17E+00
-2.17E+00
-2.17E+00
-2.09E+00
-2.17E+00
-2.09E+00
-2.09E+00
-2.09E+00
-2.09E+00
-2.09E+00
-2.09E+00
-2.09E+00
-2.01E+00
-2.01E+00
-2.01E+00
-2.01E+00
-1.93E+00
-1.93E+00
-1.93E+00
-1.85E+00
-1.85E+00
-1.85E+00
-1.85E+00
-1.77E+00
-1.85E+00
-1.85E+00
-1.85E+00
-1.77E+00
-1.77E+00
-1.77E+00
-1.77E+00
-1.77E+00
-1.69E+00
-1.69E+00
-1.69E+00
-1.69E+00
-1.61E+00
-1.61E+00
-1.61E+00
-1.61E+00
-1.61E+00
-1.53E+00
-1.53E+00
-1.53E+00
-1.45E+00
-1.53E+00
-1.53E+00
-1.53E+00
-1.45E+00
-1.45E+00
-1.37E+00
-1.45E+00
-1.45E+00
-1.37E+00
-1.45E+00
-1.37E+00
-1.21E+00
-1.29E+00
-1.29E+00
-1.29E+00
-1.29E+00
-1.21E+00
-1.13E+00
-1.21E+00
-1.21E+00
-1.13E+00
-1.13E+00
-1.13E+00
-1.05E+00
-1.05E+00
-1.05E+00
-1.13E+00
-1.05E+00
-1.05E+00
-9.65E-01
-9.65E-01
-9.65E-01
-9.65E-01
-9.65E-01
-9.65E-01
-8.84E-01
-8.04E-01
-8.04E-01
-8.84E-01
-8.04E-01
-8.04E-01
-8.04E-01
-8.04E-01
-7.24E-01
-7.24E-01
-6.43E-01
-7.24E-01
-6.43E-01
-7.24E-01
-6.43E-01
-6.43E-01
-6.43E-01
-5.63E-01
-5.63E-01
-5.63E-01
-4.82E-01
-5.63E-01
-5.63E-01
-4.82E-01
-4.82E-01
-4.02E-01
-4.02E-01
-4.02E-01
-4.02E-01
-4.02E-01
-4.02E-01
-3.22E-01
-3.22E-01
-4.02E-01
-3.22E-01
-3.22E-01
-2.41E-01
-3.22E-01
-1.61E-01
-1.61E-01
-1.61E-01
-1.61E-01
-8.04E-02
-8.04E-02
-8.04E-02
0.00E+00
-8.04E-02
0.00E+00
-8.04E-02
0.00E+00
8.04E-02
0.00E+00
0.00E+00
8.04E-02
0.00E+00
1.61E-01
8.04E-02
8.04E-02
8.04E-02
1.61E-01
1.61E-01
2.41E-01
1.61E-01
1.61E-01
2.41E-01
2.41E-01
3.22E-01
3.22E-01
3.22E-01
3.22E-01
3.22E-01
4.02E-01
3.22E-01
4.82E-01
4.02E-01
4.02E-01
4.02E-01
4.82E-01
4.02E-01
4.82E-01
5.63E-01
5.63E-01
5.63E-01
5.63E-01
6.43E-01
5.63E-01
6.43E-01
7.24E-01
6.43E-01
6.43E-01
7.24E-01
7.24E-01
8.04E-01
7.24E-01
8.04E-01
8.04E-01
8.84E-01
8.04E-01
8.04E-01
8.04E-01
9.65E-01
8.84E-01
8.84E-01
9.65E-01
9.65E-01
9.65E-01
9.65E-01
9.65E-01
8.84E-01
1.05E+00
1.13E+00
1.05E+00
1.05E+00
1.13E+00
1.13E+00
1.13E+00
1.13E+00
1.13E+00
1.21E+00
1.21E+00
1.21E+00
1.21E+00
1.21E+00
1.21E+00
1.21E+00
1.29E+00
1.29E+00
1.29E+00
1.29E+00
1.37E+00
1.29E+00
1.37E+00
1.37E+00
1.37E+00
1.45E+00
1.45E+00
1.53E+00
1.53E+00
1.53E+00
1.53E+00
1.53E+00
1.61E+00
1.61E+00
1.53E+00
1.61E+00
1.61E+00
1.61E+00
1.61E+00
1.61E+00
1.69E+00
1.69E+00
1.69E+00
1.69E+00
1.69E+00
1.69E+00
1.85E+00
1.77E+00
1.85E+00
1.77E+00
1.77E+00
1.69E+00
1.85E+00
1.85E+00
1.85E+00
1.93E+00
1.85E+00
1.93E+00
1.85E+00
1.93E+00
1.93E+00
1.93E+00
2.01E+00
2.01E+00
2.01E+00
1.93E+00
2.01E+00
2.01E+00
2.09E+00
2.01E+00
2.09E+00
2.01E+00
2.17E+00
2.09E+00
2.09E+00
2.09E+00
2.17E+00
2.09E+00
2.17E+00
2.17E+00
2.17E+00
2.17E+00
2.17E+00
2.25E+00
2.17E+00
2.17E+00
2.25E+00
2.25E+00
2.25E+00
2.25E+00
2.33E+00
2.25E+00
2.25E+00
2.33E+00
2.33E+00
2.41E+00
2.33E+00
2.41E+00
2.33E+00
2.33E+00
2.33E+00
2.41E+00
2.49E+00
2.41E+00
2.33E+00
2.41E+00
2.41E+00
2.49E+00
2.49E+00
2.41E+00
2.49E+00
2.41E+00
2.49E+00
2.49E+00
2.49E+00
2.49E+00
2.49E+00
2.49E+00
2.49E+00
2.57E+00
2.49E+00
2.49E+00
2.57E+00
2.57E+00
2.57E+00
2.57E+00
2.65E+00
2.57E+00
2.57E+00
2.65E+00
2.57E+00
2.57E+00
2.65E+00
2.57E+00
2.65E+00
2.65E+00
2.65E+00
2.57E+00
2.57E+00
2.65E+00
2.65E+00
2.57E+00
2.65E+00
2.65E+00
2.73E+00
2.65E+00
2.73E+00
2.73E+00
2.65E+00
2.73E+00
2.65E+00
2.73E+00
2.73E+00
2.65E+00
2.73E+00
2.65E+00
2.65E+00
2.73E+00
2.73E+00
2.73E+00
2.73E+00
2.81E+00
2.73E+00
2.73E+00
2.81E+00
2.81E+00
2.73E+00
2.73E+00
2.73E+00
2.73E+00
2.81E+00
2.73E+00
2.81E+00
2.81E+00
2.81E+00
2.73E+00
2.73E+00
2.73E+00
2.81E+00
2.81E+00
2.73E+00
2.81E+00
2.81E+00
2.81E+00
2.73E+00
2.81E+00
2.73E+00
2.73E+00
2.73E+00
2.73E+00
2.81E+00
2.81E+00
2.81E+00
2.81E+00
2.73E+00
2.73E+00
2.73E+00
2.73E+00
2.73E+00
2.81E+00
2.81E+00
2.81E+00
2.73E+00
2.73E+00
2.81E+00
2.81E+00
2.73E+00
2.73E+00
2.73E+00
2.73E+00
2.73E+00
2.73E+00
2.73E+00
2.81E+00
2.73E+00
2.81E+00
2.73E+00
2.73E+00
2.73E+00
2.73E+00
2.73E+00
2.65E+00
2.65E+00
2.65E+00
2.73E+00
2.73E+00
2.65E+00
2.65E+00
2.73E+00
2.65E+00
2.65E+00
2.65E+00
2.57E+00
2.65E+00
2.65E+00
2.65E+00
2.65E+00
2.65E+00
2.65E+00
2.57E+00
2.57E+00
2.57E+00
2.57E+00
2.57E+00
2.57E+00
2.65E+00
2.57E+00
2.57E+00
2.65E+00
2.57E+00
2.57E+00
2.49E+00
2.57E+00
2.57E+00
2.57E+00
2.57E+00
2.57E+00
2.49E+00
2.49E+00
2.49E+00
2.49E+00
2.49E+00
2.49E+00
2.41E+00
2.49E+00
2.41E+00
2.41E+00
2.41E+00
2.41E+00
2.33E+00
2.41E+00
2.33E+00
2.41E+00
2.41E+00
2.33E+00
2.33E+00
2.33E+00
2.33E+00
2.33E+00
2.33E+00
2.33E+00
2.25E+00
2.25E+00
2.25E+00
2.25E+00
2.17E+00
2.25E+00
2.17E+00
2.25E+00
2.17E+00
2.17E+00
2.25E+00
2.09E+00
2.17E+00
2.17E+00
2.17E+00
2.09E+00
2.09E+00
2.09E+00
2.17E+00
2.09E+00
2.09E+00
2.01E+00
2.01E+00
2.01E+00
2.09E+00
2.01E+00
2.01E+00
2.01E+00
1.93E+00
1.93E+00
1.93E+00
1.85E+00
1.85E+00
1.93E+00
1.85E+00
1.85E+00
1.85E+00
1.77E+00
1.85E+00
1.85E+00
1.85E+00
1.77E+00
1.77E+00
1.77E+00
1.77E+00
1.77E+00
1.77E+00
1.69E+00
1.69E+00
1.69E+00
1.69E+00
1.69E+00
1.69E+00
1.61E+00
1.61E+00
1.61E+00
1.53E+00
1.53E+00
1.53E+00
1.53E+00
1.53E+00
1.53E+00
1.53E+00
1.45E+00
1.45E+00
1.45E+00
1.45E+00
1.45E+00
1.37E+00
1.37E+00
1.29E+00
1.37E+00
1.37E+00
1.29E+00
1.29E+00
1.37E+00
1.29E+00
1.29E+00
1.29E+00
1.21E+00
1.21E+00
1.13E+00
1.13E+00
1.13E+00
1.13E+00
1.13E+00
1.05E+00
1.05E+00
1.13E+00
1.05E+00
9.65E-01
9.65E-01
9.65E-01
9.65E-01
8.84E-01
9.65E-01
8.84E-01
8.84E-01
9.65E-01
8.84E-01
8.84E-01
8.04E-01
8.84E-01
8.04E-01
8.04E-01
8.04E-01
8.04E-01
7.24E-01
7.24E-01
7.24E-01
7.24E-01
7.24E-01
7.24E-01
7.24E-01
6.43E-01
6.43E-01
6.43E-01
5.63E-01
5.63E-01
5.63E-01
5.63E-01
5.63E-01
4.82E-01
4.82E-01
4.82E-01
4.02E-01
4.02E-01
4.02E-01
4.82E-01
3.22E-01
4.02E-01
3.22E-01
3.22E-01
2.41E-01
2.41E-01
3.22E-01
1.61E-01
2.41E-01
2.41E-01
1.61E-01
2.41E-01
2.41E-01
8.04E-02
8.04E-02
8.04E-02
8.04E-02
8.04E-02
8.04E-02
8.04E-02
-8.04E-02
0.00E+00
0.00E+00
-8.04E-02
-8.04E-02
-8.04E-02
-8.04E-02
-8.04E-02
-1.61E-01
-1.61E-01
-2.41E-01
-2.41E-01
-2.41E-01
-3.22E-01
-2.41E-01
-2.41E-01
-3.22E-01
-3.22E-01
-2.41E-01
-2.41E-01
-3.22E-01
-3.22E-01
-3.22E-01
-4.02E-01
-4.02E-01
-4.02E-01
-4.82E-01
-4.82E-01
-4.02E-01
-4.82E-01
-4.82E-01
-5.63E-01
-5.63E-01
-5.63E-01
-5.63E-01
-5.63E-01
-6.43E-01
-6.43E-01
-6.43E-01
-6.43E-01
-7.24E-01
-7.24E-01
-7.24E-01
-8.04E-01
-8.04E-01
-7.24E-01
-8.04E-01
-8.04E-01
-8.04E-01
-8.84E-01
-8.04E-01
-9.65E-01
-8.84E-01
-8.84E-01
-9.65E-01
-9.65E-01
-9.65E-01
-9.65E-01
-9.65E-01
-9.65E-01
-1.05E+00
-1.05E+00
-1.13E+00
-1.05E+00
-1.13E+00
-1.21E+00
-1.13E+00
-1.21E+00
-1.13E+00
-1.29E+00
-1.21E+00
-1.29E+00
-1.29E+00
-1.29E+00
-1.29E+00
-1.29E+00
-1.29E+00
-1.29E+00
-1.37E+00
-1.45E+00
-1.45E+00
-1.37E+00
-1.37E+00
-1.45E+00
-1.45E+00
-1.53E+00
-1.53E+00
-1.45E+00
-1.61E+00
-1.53E+00
-1.53E+00
-1.53E+00
-1.61E+00
-1.61E+00
-1.61E+00
-1.69E+00
-1.69E+00
-1.69E+00
-1.69E+00
-1.69E+00
-1.69E+00
-1.77E+00
-1.77E+00
-1.85E+00
-1.85E+00
-1.77E+00
-1.77E+00
-1.85E+00
-1.85E+00
-1.85E+00
-1.85E+00
-1.85E+00
-1.93E+00
-1.93E+00
-2.01E+00
-2.01E+00
-1.93E+00
-2.01E+00
-1.93E+00
-2.01E+00
-2.01E+00
-2.01E+00
-2.17E+00
-2.09E+00
-2.01E+00
-2.09E+00
-2.09E+00
-2.09E+00
-2.17E+00
-2.17E+00
-2.17E+00
-2.17E+00
-2.17E+00
-2.25E+00
-2.17E+00
-2.25E+00
-2.25E+00
-2.25E+00
-2.25E+00
-2.25E+00
-2.25E+00
-2.33E+00
-2.33E+00
-2.33E+00
-2.33E+00
-2.33E+00
-2.33E+00
-2.41E+00
-2.41E+00
-2.41E+00
-2.41E+00
-2.41E+00
-2.41E+00
-2.41E+00
-2.41E+00
-2.49E+00
-2.41E+00
-2.57E+00
-2.49E+00
-2.49E+00
-2.49E+00
-2.41E+00
-2.57E+00
-2.49E+00
-2.57E+00
-2.57E+00
-2.57E+00
-2.57E+00
-2.65E+00
-2.65E+00
-2.65E+00
-2.65E+00
-2.57E+00
-2.65E+00
-2.73E+00
-2.73E+00
-2.73E+00
-2.73E+00
-2.73E+00
-2.73E+00
-2.73E+00
-2.73E+00
-2.73E+00
-2.81E+00
-2.73E+00
-2.81E+00
-2.81E+00
-2.73E+00
-2.81E+00
-2.81E+00
-2.81E+00
-2.89E+00
-2.81E+00
-2.89E+00
-2.81E+00
-2.81E+00
-2.89E+00
-2.89E+00
-2.89E+00
-2.89E+00
-2.89E+00
-2.81E+00
-2.81E+00
-2.89E+00
-2.89E+00
-2.89E+00
-2.97E+00
-2.89E+00
-2.89E+00
-2.89E+00
-2.89E+00
-2.97E+00
-2.89E+00
-2.97E+00
-2.97E+00
-3.06E+00
-2.97E+00
-2.97E+00
-2.97E+00
-2.97E+00
-3.06E+00
-2.97E+00
-2.97E+00
-2.97E+00
-2.97E+00
-3.06E+00
-2.97E+00
-3.06E+00
-3.06E+00
-3.06E+00
-2.97E+00
-3.06E+00
-3.06E+00
-3.06E+00
-3.06E+00
-2.97E+00
-3.06E+00
-3.06E+00
-2.97E+00
-3.14E+00
-3.06E+00
-3.06E+00
-3.06E+00
-3.06E+00
-3.06E+00
-3.06E+00
-3.06E+00
-3.14E+00
-3.06E+00
-3.06E+00
-3.06E+00
-3.06E+00
-3.06E+00
-3.06E+00
-3.06E+00
-2.97E+00
-3.06E+00
-3.06E+00
-3.14E+00
-3.14E+00
-3.06E+00
-3.06E+00
-3.06E+00
-3.06E+00
-3.06E+00
-3.06E+00
-3.06E+00
-3.06E+00
-3.06E+00
-2.97E+00
-3.06E+00
-3.14E+00
-2.97E+00
-3.06E+00
-3.06E+00
-3.14E+00
-3.06E+00
-3.14E+00
-2.97E+00
-3.06E+00
-3.06E+00
-3.06E+00
-2.97E+00
-3.06E+00
-2.97E+00
-3.06E+00
-3.06E+00
-2.97E+00
-3.06E+00
-3.06E+00
-2.97E+00
-2.97E+00
-2.97E+00
-2.97E+00
-2.97E+00
-2.97E+00
-2.97E+00
-2.97E+00
-2.89E+00
-2.89E+00
-2.89E+00
-2.97E+00
-2.89E+00
-2.97E+00
-2.97E+00
-2.97E+00
-2.89E+00
-2.89E+00
-2.89E+00
-2.89E+00
-2.89E+00
-2.89E+00
-2.89E+00
-2.89E+00
-2.81E+00
-2.81E+00
-2.89E+00
-2.81E+00
-2.73E+00
-2.81E+00
-2.81E+00
-2.81E+00
-2.81E+00
-2.89E+00
-2.81E+00
-2.73E+00
-2.81E+00
-2.73E+00
-2.73E+00
-2.73E+00
-2.73E+00
-2.81E+00
-2.65E+00
-2.65E+00
-2.73E+00
-2.65E+00
-2.65E+00
-2.65E+00
-2.65E+00
-2.73E+00
-2.57E+00
-2.65E+00
-2.65E+00
-2.65E+00
-2.57E+00
-2.65E+00
-2.65E+00
-2.57E+00
-2.57E+00
-2.57E+00
-2.57E+00
-2.49E+00
-2.57E+00
-2.57E+00
-2.57E+00
-2.57E+00
-2.49E+00
-2.41E+00
-2.49E+00
-2.41E+00
-2.49E+00
-2.49E+00
-2.41E+00
-2.49E+00
-2.33E+00
-2.33E+00
-2.33E+00
-2.33E+00
-2.33E+00
-2.33E+00
-2.33E+00
-2.33E+00
-2.33E+00
-2.25E+00
-2.25E+00
-2.33E+00
-2.17E+00
-2.17E+00
-2.25E+00
-2.17E+00
-2.17E+00
-2.17E+00
-2.09E+00
-2.17E+00
-2.17E+00
-2.09E+00
-2.09E+00
-2.17E+00
-2.09E+00
-2.01E+00
-2.09E+00
-2.09E+00
-2.01E+00
-2.01E+00
-1.93E+00
-1.93E+00
-2.01E+00
-1.93E+00
-2.01E+00
-1.93E+00
-1.93E+00
-1.85E+00
-1.85E+00
-1.85E+00
-1.85E+00
-1.85E+00
-1.85E+00
-1.77E+00
-1.77E+00
-1.77E+00
-1.77E+00
-1.77E+00
-1.69E+00
-1.69E+00
-1.61E+00
-1.69E+00
-1.69E+00
-1.61E+00
-1.61E+00
-1.61E+00
-1.61E+00
-1.53E+00
-1.53E+00
-1.53E+00
-1.53E+00
-1.45E+00
-1.45E+00
-1.45E+00
-1.45E+00
-1.45E+00
-1.37E+00
-1.37E+00
-1.45E+00
-1.37E+00
-1.37E+00
-1.37E+00
-1.29E+00
-1.37E+00
-1.29E+00
-1.29E+00
-1.29E+00
-1.21E+00
-1.29E+00
-1.21E+00
-1.21E+00
-1.21E+00
-1.13E+00
-1.13E+00
-1.13E+00
-1.13E+00
-1.05E+00
-1.05E+00
-1.05E+00
-1.05E+00
-9.65E-01
-9.65E-01
-9.65E-01
-9.65E-01
-8.84E-01
-8.84E-01
-9.65E-01
-9.65E-01
-9.65E-01
-8.04E-01
-8.84E-01
-8.04E-01
-8.04E-01
-7.24E-01
-8.04E-01
-8.04E-01
-7.24E-01
-7.24E-01
-6.43E-01
-6.43E-01
-6.43E-01
-6.43E-01
-5.63E-01
-6.43E-01
-6.43E-01
-6.43E-01
-5.63E-01
-5.63E-01
-4.82E-01
-5.63E-01
-4.82E-01
-4.02E-01
-4.02E-01
-4.02E-01
-4.02E-01
-4.02E-01
-4.02E-01
-4.02E-01
-3.22E-01
-4.02E-01
-2.41E-01
-2.41E-01
-3.22E-01
-2.41E-01
-2.41E-01
-2.41E-01
-1.61E-01
-1.61E-01
-1.61E-01
-1.61E-01
-8.04E-02
-1.61E-01
0.00E+00
-8.04E-02
-8.04E-02
0.00E+00
0.00E+00
0.00E+00
8.04E-02];
y=[-9.65E-01
-8.84E-01
-8.84E-01
-8.84E-01
-8.84E-01
-8.84E-01
-8.84E-01
-9.65E-01
-8.84E-01
-9.65E-01
-8.84E-01
-8.84E-01
-9.65E-01
-8.04E-01
-8.84E-01
-8.84E-01
-8.84E-01
-8.84E-01
-8.84E-01
-9.65E-01
-8.84E-01
-9.65E-01
-9.65E-01
-8.84E-01
-8.04E-01
-9.65E-01
-9.65E-01
-8.84E-01
-8.04E-01
-8.84E-01
-8.84E-01
-8.84E-01
-9.65E-01
-8.84E-01
-8.84E-01
-8.84E-01
-8.84E-01
-9.65E-01
-9.65E-01
-9.65E-01
-8.04E-01
-8.84E-01
-8.84E-01
-8.84E-01
-8.84E-01
-8.84E-01
-9.65E-01
-8.84E-01
-8.84E-01
-9.65E-01
-8.84E-01
-9.65E-01
-9.65E-01
-8.84E-01
-8.84E-01
-8.84E-01
-9.65E-01
-8.84E-01
-8.84E-01
-8.84E-01
-8.84E-01
-8.84E-01
-8.84E-01
-8.84E-01
-8.84E-01
-8.84E-01
-9.65E-01
-9.65E-01
-8.84E-01
-8.84E-01
-8.84E-01
-8.84E-01
-8.84E-01
-8.84E-01
-9.65E-01
-8.04E-01
-8.84E-01
-8.84E-01
-9.65E-01
-8.84E-01
-9.65E-01
-8.84E-01
-8.84E-01
-8.84E-01
-8.84E-01
-8.04E-01
-9.65E-01
-8.84E-01
-8.84E-01
-8.84E-01
-8.84E-01
-8.84E-01
-8.04E-01
-8.84E-01
-8.84E-01
-8.84E-01
-8.04E-01
-8.84E-01
-8.84E-01
-8.84E-01
-9.65E-01
-8.84E-01
-8.84E-01
-8.04E-01
-9.65E-01
-8.84E-01
-8.84E-01
-8.84E-01
-8.04E-01
-8.04E-01
-8.84E-01
-8.84E-01
-8.84E-01
-8.84E-01
-8.84E-01
-8.04E-01
-8.04E-01
-8.84E-01
-8.84E-01
-8.84E-01
-8.04E-01
-9.65E-01
-8.04E-01
-8.84E-01
-8.84E-01
-9.65E-01
-8.84E-01
-8.84E-01
-8.04E-01
-8.84E-01
-8.84E-01
-8.84E-01
-8.04E-01
-8.84E-01
-8.84E-01
-8.84E-01
-8.84E-01
-8.84E-01
-8.84E-01
-8.04E-01
-8.84E-01
-8.84E-01
-8.84E-01
-8.84E-01
-8.84E-01
-8.84E-01
-9.65E-01
-8.84E-01
-8.84E-01
-8.84E-01
-8.04E-01
-8.04E-01
-8.04E-01
-8.84E-01
-8.84E-01
-8.04E-01
-8.04E-01
-8.04E-01
-8.84E-01
-8.84E-01
-8.84E-01
-8.84E-01
-8.04E-01
-8.84E-01
-8.84E-01
-8.84E-01
-8.84E-01
-8.84E-01
-8.84E-01
-8.84E-01
-8.04E-01
-8.84E-01
-8.84E-01
-8.04E-01
-8.04E-01
-8.84E-01
-8.84E-01
-8.04E-01
-8.84E-01
-8.84E-01
-8.84E-01
-8.84E-01
-8.84E-01
-8.84E-01
-8.84E-01
-8.04E-01
-8.84E-01
-8.04E-01
-8.84E-01
-7.24E-01
-8.04E-01
-8.04E-01
-8.84E-01
-9.65E-01
-8.84E-01
-8.84E-01
-8.84E-01
-8.84E-01
-8.84E-01
-8.04E-01
-8.04E-01
-8.84E-01
-8.84E-01
-8.84E-01
-8.84E-01
-8.04E-01
-8.84E-01
-8.04E-01
-8.84E-01
-8.84E-01
-8.04E-01
-7.24E-01
-8.84E-01
-8.04E-01
-8.84E-01
-8.04E-01
-8.84E-01
-8.84E-01
-8.04E-01
-9.65E-01
-8.84E-01
-8.84E-01
-8.84E-01
-8.84E-01
-8.84E-01
-8.84E-01
-8.04E-01
-8.84E-01
-8.04E-01
-8.84E-01
-8.04E-01
-8.84E-01
-8.04E-01
-8.84E-01
-8.84E-01
-8.04E-01
-8.04E-01
-8.84E-01
-8.04E-01
-8.04E-01
-9.65E-01
-8.04E-01
-8.84E-01
-8.84E-01
-8.04E-01
-8.84E-01
-8.04E-01
-8.04E-01
-8.84E-01
-8.04E-01
-8.84E-01
-8.84E-01
-8.84E-01
-8.84E-01
-8.04E-01
-8.84E-01
-8.04E-01
-8.84E-01
-8.84E-01
-8.84E-01
-8.84E-01
-8.84E-01
-8.04E-01
-8.84E-01
-8.84E-01
-8.04E-01
-8.04E-01
-8.04E-01
-8.84E-01
-8.04E-01
-8.84E-01
-8.84E-01
-8.84E-01
-8.04E-01
-8.04E-01
-8.04E-01
-8.84E-01
-8.84E-01
-8.04E-01
-8.04E-01
-8.04E-01
-8.04E-01
-8.84E-01
-8.04E-01
-8.84E-01
-8.04E-01
-8.84E-01
-8.04E-01
-8.84E-01
-8.84E-01
-8.04E-01
-8.84E-01
-8.84E-01
-8.84E-01
-8.04E-01
-8.84E-01
-8.84E-01
-8.04E-01
-8.84E-01
-9.65E-01
-8.04E-01
-8.04E-01
-8.84E-01
-8.84E-01
-8.84E-01
-8.84E-01
-8.84E-01
-8.04E-01
-8.84E-01
-8.84E-01
-8.84E-01
-8.04E-01
-8.84E-01
-8.84E-01
-8.04E-01
-8.84E-01
-8.84E-01
-8.84E-01
-8.84E-01
-8.84E-01
-8.04E-01
-9.65E-01
-8.84E-01
-8.04E-01
-8.84E-01
-8.84E-01
-8.84E-01
-8.84E-01
-8.84E-01
-8.04E-01
-8.04E-01
-8.84E-01
-8.84E-01
-8.04E-01
-8.84E-01
-9.65E-01
-8.84E-01
-8.84E-01
-8.84E-01
-8.84E-01
-8.84E-01
-8.04E-01
-8.84E-01
-8.84E-01
-8.04E-01
-8.84E-01
-8.84E-01
-8.84E-01
-8.84E-01
-8.04E-01
-8.84E-01
-8.84E-01
-8.84E-01
-8.84E-01
-8.04E-01
-8.84E-01
-8.04E-01
-8.84E-01
-8.84E-01
-8.84E-01
-8.84E-01
-8.84E-01
-8.84E-01
-8.84E-01
-8.84E-01
-8.84E-01
-8.84E-01
-8.04E-01
-8.84E-01
-8.84E-01
-8.04E-01
-8.04E-01
-9.65E-01
-8.84E-01
-9.65E-01
-8.04E-01
-8.84E-01
-8.84E-01
-8.84E-01
-9.65E-01
-8.84E-01
-8.84E-01
-8.04E-01
-8.84E-01
-8.84E-01
-8.84E-01
-8.84E-01
-8.84E-01
-8.84E-01
-8.84E-01
-8.84E-01
-8.84E-01
-8.84E-01
-8.84E-01
-8.04E-01
-8.84E-01
-8.84E-01
-8.04E-01
-8.84E-01
-8.84E-01
-8.84E-01
-8.84E-01
-8.84E-01
-8.84E-01
-8.84E-01
-8.84E-01
-8.84E-01
-8.84E-01
-9.65E-01
-8.84E-01
-8.84E-01
-8.84E-01
-8.84E-01
-8.84E-01
-8.84E-01
-9.65E-01
-8.84E-01
-8.84E-01
-8.84E-01
-8.84E-01
-8.84E-01
-8.84E-01
-8.84E-01
-8.84E-01
-8.04E-01
-9.65E-01
-8.84E-01
-8.84E-01
-8.84E-01
-8.84E-01
-8.84E-01
-8.84E-01
-8.84E-01
-9.65E-01
-8.84E-01
-8.84E-01
-8.84E-01
-8.84E-01
-8.84E-01
-9.65E-01
-8.84E-01
-8.84E-01
-8.84E-01
-8.84E-01
-8.84E-01
-8.84E-01
-8.84E-01
-8.84E-01
-8.04E-01
-9.65E-01
-9.65E-01
-8.84E-01
-8.84E-01
-9.65E-01
-8.84E-01
-8.84E-01
-8.84E-01
-8.84E-01
-9.65E-01
-8.84E-01
-8.84E-01
-8.84E-01
-8.84E-01
-9.65E-01
-8.84E-01
-8.84E-01
-8.84E-01
-9.65E-01
-8.84E-01
-9.65E-01
-8.84E-01
-8.84E-01
-9.65E-01
-8.84E-01
-8.84E-01
-8.84E-01
-8.84E-01
-8.84E-01
-8.84E-01
-9.65E-01
-8.84E-01
-9.65E-01
-8.84E-01
-8.84E-01
-9.65E-01
-8.84E-01
-9.65E-01
-9.65E-01
-8.84E-01
-9.65E-01
-9.65E-01
-9.65E-01
-9.65E-01
-9.65E-01
-8.84E-01
-8.84E-01
-8.84E-01
-8.84E-01
-8.84E-01
-9.65E-01
-9.65E-01
-9.65E-01
-9.65E-01
-8.84E-01
-9.65E-01
-9.65E-01
-8.84E-01
-8.84E-01
-9.65E-01
-9.65E-01
-9.65E-01
-9.65E-01
-9.65E-01
-9.65E-01
-9.65E-01
-9.65E-01
-8.84E-01
-8.84E-01
-9.65E-01
-9.65E-01
-1.05E+00
-8.84E-01
-1.05E+00
-9.65E-01
-9.65E-01
-1.05E+00
-9.65E-01
-9.65E-01
-1.05E+00
-9.65E-01
-9.65E-01
-1.05E+00
-1.05E+00
-9.65E-01
-9.65E-01
-1.05E+00
-9.65E-01
-1.05E+00
-1.05E+00
-1.05E+00
-1.13E+00
-9.65E-01
-1.05E+00
-1.05E+00
-1.13E+00
-1.05E+00
-1.13E+00
-1.05E+00
-1.13E+00
-1.05E+00
-1.05E+00
-1.13E+00
-1.13E+00
-1.21E+00
-1.13E+00
-1.21E+00
-1.21E+00
-1.21E+00
-1.21E+00
-1.21E+00
-1.13E+00
-1.21E+00
-1.37E+00
-1.37E+00
-1.37E+00
-1.45E+00
-1.37E+00
-1.37E+00
-1.29E+00
-1.29E+00
-1.45E+00
-1.45E+00
-1.45E+00
-1.45E+00
-1.45E+00
-1.53E+00
-1.53E+00
-1.53E+00
-1.61E+00
-1.53E+00
-1.53E+00
-1.61E+00
-1.61E+00
-1.61E+00
-1.53E+00
-1.61E+00
-1.69E+00
-1.69E+00
-1.69E+00
-1.77E+00
-1.69E+00
-1.77E+00
-1.77E+00
-1.85E+00
-1.77E+00
-1.85E+00
-1.85E+00
-1.85E+00
-1.85E+00
-1.93E+00
-1.93E+00
-1.93E+00
-1.85E+00
-1.93E+00
-1.93E+00
-1.93E+00
-2.09E+00
-1.93E+00
-2.01E+00
-2.09E+00
-2.09E+00
-2.01E+00
-2.09E+00
-2.09E+00
-2.09E+00
-2.09E+00
-2.17E+00
-2.09E+00
-2.17E+00
-2.09E+00
-2.17E+00
-2.17E+00
-2.25E+00
-2.25E+00
-2.17E+00
-2.25E+00
-2.25E+00
-2.25E+00
-2.33E+00
-2.33E+00
-2.33E+00
-2.33E+00
-2.33E+00
-2.25E+00
-2.33E+00
-2.33E+00
-2.41E+00
-2.41E+00
-2.33E+00
-2.41E+00
-2.41E+00
-2.41E+00
-2.41E+00
-2.49E+00
-2.57E+00
-2.49E+00
-2.41E+00
-2.49E+00
-2.57E+00
-2.57E+00
-2.57E+00
-2.57E+00
-2.49E+00
-2.57E+00
-2.65E+00
-2.57E+00
-2.57E+00
-2.57E+00
-2.57E+00
-2.57E+00
-2.57E+00
-2.73E+00
-2.65E+00
-2.73E+00
-2.73E+00
-2.65E+00
-2.73E+00
-2.73E+00
-2.73E+00
-2.73E+00
-2.73E+00
-2.73E+00
-2.65E+00
-2.73E+00
-2.73E+00
-2.81E+00
-2.73E+00
-2.81E+00
-2.81E+00
-2.65E+00
-2.73E+00
-2.81E+00
-2.81E+00
-2.81E+00
-2.81E+00
-2.81E+00
-2.81E+00
-2.81E+00
-2.81E+00
-2.89E+00
-2.89E+00
-2.81E+00
-2.89E+00
-2.89E+00
-2.97E+00
-2.97E+00
-2.89E+00
-2.97E+00
-2.89E+00
-2.89E+00
-2.89E+00
-2.97E+00
-2.97E+00
-2.89E+00
-2.97E+00
-2.89E+00
-2.97E+00
-2.89E+00
-2.97E+00
-3.06E+00
-2.97E+00
-2.97E+00
-2.97E+00
-2.97E+00
-2.97E+00
-2.97E+00
-2.97E+00
-2.97E+00
-3.06E+00
-2.97E+00
-2.97E+00
-3.06E+00
-2.97E+00
-2.97E+00
-2.97E+00
-3.06E+00
-3.06E+00
-2.97E+00
-2.97E+00
-2.97E+00
-2.97E+00
-3.06E+00
-3.06E+00
-2.97E+00
-3.06E+00
-3.06E+00
-2.97E+00
-2.97E+00
-3.06E+00
-3.06E+00
-3.06E+00
-3.06E+00
-3.06E+00
-3.06E+00
-2.97E+00
-2.97E+00
-3.06E+00
-2.97E+00
-2.97E+00
-2.97E+00
-2.97E+00
-3.06E+00
-2.97E+00
-2.97E+00
-2.97E+00
-3.06E+00
-2.97E+00
-2.97E+00
-2.97E+00
-2.97E+00
-3.06E+00
-3.06E+00
-2.97E+00
-2.97E+00
-2.97E+00
-3.06E+00
-2.97E+00
-2.97E+00
-2.89E+00
-3.06E+00
-2.97E+00
-2.97E+00
-2.97E+00
-2.97E+00
-2.97E+00
-2.89E+00
-2.97E+00
-2.97E+00
-2.97E+00
-2.97E+00
-2.97E+00
-2.97E+00
-2.97E+00
-2.89E+00
-2.89E+00
-2.89E+00
-2.89E+00
-2.89E+00
-2.89E+00
-2.89E+00
-2.89E+00
-2.89E+00
-2.89E+00
-2.89E+00
-2.89E+00
-2.89E+00
-2.89E+00
-2.89E+00
-2.81E+00
-2.89E+00
-2.81E+00
-2.89E+00
-2.81E+00
-2.89E+00
-2.89E+00
-2.81E+00
-2.81E+00
-2.73E+00
-2.81E+00
-2.81E+00
-2.81E+00
-2.73E+00
-2.73E+00
-2.73E+00
-2.73E+00
-2.81E+00
-2.73E+00
-2.73E+00
-2.65E+00
-2.65E+00
-2.65E+00
-2.65E+00
-2.65E+00
-2.65E+00
-2.65E+00
-2.65E+00
-2.65E+00
-2.65E+00
-2.57E+00
-2.65E+00
-2.65E+00
-2.57E+00
-2.57E+00
-2.57E+00
-2.57E+00
-2.57E+00
-2.49E+00
-2.49E+00
-2.49E+00
-2.49E+00
-2.49E+00
-2.49E+00
-2.49E+00
-2.49E+00
-2.41E+00
-2.41E+00
-2.57E+00
-2.41E+00
-2.41E+00
-2.41E+00
-2.33E+00
-2.41E+00
-2.33E+00
-2.33E+00
-2.41E+00
-2.33E+00
-2.33E+00
-2.33E+00
-2.33E+00
-2.25E+00
-2.17E+00
-2.25E+00
-2.25E+00
-2.25E+00
-2.17E+00
-2.25E+00
-2.17E+00
-2.17E+00
-2.17E+00
-2.17E+00
-2.17E+00
-2.17E+00
-2.09E+00
-2.09E+00
-2.01E+00
-2.01E+00
-2.09E+00
-2.01E+00
-2.01E+00
-1.93E+00
-2.01E+00
-2.01E+00
-1.93E+00
-1.93E+00
-1.93E+00
-1.93E+00
-1.93E+00
-1.85E+00
-1.93E+00
-1.93E+00
-1.85E+00
-1.77E+00
-1.85E+00
-1.77E+00
-1.77E+00
-1.77E+00
-1.77E+00
-1.61E+00
-1.69E+00
-1.69E+00
-1.69E+00
-1.69E+00
-1.69E+00
-1.61E+00
-1.69E+00
-1.61E+00
-1.61E+00
-1.61E+00
-1.53E+00
-1.53E+00
-1.53E+00
-1.53E+00
-1.53E+00
-1.45E+00
-1.53E+00
-1.37E+00
-1.45E+00
-1.45E+00
-1.37E+00
-1.37E+00
-1.37E+00
-1.37E+00
-1.29E+00
-1.29E+00
-1.29E+00
-1.29E+00
-1.29E+00
-1.21E+00
-1.29E+00
-1.21E+00
-1.21E+00
-1.21E+00
-1.21E+00
-1.13E+00
-1.21E+00
-1.21E+00
-1.13E+00
-1.05E+00
-1.05E+00
-1.21E+00
-1.05E+00
-1.05E+00
-1.05E+00
-1.05E+00
-1.05E+00
-1.05E+00
-9.65E-01
-9.65E-01
-1.05E+00
-9.65E-01
-1.05E+00
-9.65E-01
-9.65E-01
-1.05E+00
-9.65E-01
-9.65E-01
-1.05E+00
-1.05E+00
-9.65E-01
-9.65E-01
-9.65E-01
-9.65E-01
-9.65E-01
-8.84E-01
-9.65E-01
-8.84E-01
-9.65E-01
-9.65E-01
-1.05E+00
-9.65E-01
-9.65E-01
-8.84E-01
-9.65E-01
-9.65E-01
-9.65E-01
-9.65E-01
-9.65E-01
-8.84E-01
-8.84E-01
-8.84E-01
-9.65E-01
-9.65E-01
-8.84E-01
-9.65E-01
-9.65E-01
-9.65E-01
-1.05E+00
-8.84E-01
-9.65E-01
-8.84E-01
-8.84E-01
-9.65E-01
-9.65E-01
-9.65E-01
-8.84E-01
-9.65E-01
-8.84E-01
-9.65E-01
-8.84E-01
-8.84E-01
-9.65E-01
-1.05E+00
-8.84E-01
-8.84E-01
-8.84E-01
-9.65E-01
-9.65E-01
-9.65E-01
-8.84E-01
-9.65E-01
-9.65E-01
-9.65E-01
-8.84E-01
-8.84E-01
-8.84E-01
-8.84E-01
-8.84E-01
-8.84E-01
-9.65E-01
-8.84E-01
-8.84E-01
-8.84E-01
-8.84E-01
-8.84E-01
-8.84E-01
-8.84E-01
-8.84E-01
-9.65E-01
-9.65E-01
-8.84E-01
-8.84E-01
-8.84E-01
-8.84E-01
-9.65E-01
-8.84E-01
-8.84E-01
-8.84E-01
-8.84E-01
-8.84E-01
-8.84E-01
-8.84E-01
-8.84E-01
-8.84E-01
-8.04E-01
-8.84E-01
-8.84E-01
-8.84E-01
-8.84E-01
-8.84E-01
-8.84E-01
-9.65E-01
-9.65E-01
-8.84E-01
-8.84E-01
-8.84E-01
-8.84E-01
-8.84E-01
-8.84E-01
-8.84E-01
-8.04E-01
-8.84E-01
-8.84E-01
-8.84E-01
-8.84E-01
-8.84E-01
-8.84E-01
-8.84E-01
-9.65E-01
-8.84E-01
-8.84E-01
-8.84E-01
-8.84E-01
-8.84E-01
-8.84E-01
-8.84E-01
-9.65E-01
-8.84E-01
-8.84E-01
-8.84E-01
-9.65E-01
-8.84E-01
-8.84E-01
-8.84E-01
-8.84E-01
-8.84E-01
-8.84E-01
-8.84E-01
-9.65E-01
-8.04E-01
-8.84E-01
-9.65E-01
-8.04E-01
-8.84E-01
-8.04E-01
-8.84E-01
-8.84E-01
-8.84E-01
-8.04E-01
-8.84E-01
-8.84E-01
-8.84E-01
-8.04E-01
-8.84E-01
-9.65E-01
-8.84E-01
-8.04E-01
-8.84E-01
-8.84E-01
-8.84E-01
-8.84E-01
-8.84E-01
-8.84E-01
-8.84E-01
-8.84E-01
-8.04E-01
-8.84E-01
-8.84E-01
-8.04E-01
-8.84E-01
-8.84E-01
-8.84E-01
-8.84E-01
-8.84E-01
-8.84E-01
-8.84E-01
-8.84E-01
-8.04E-01
-9.65E-01
-8.84E-01
-8.04E-01
-8.84E-01
-8.04E-01
-8.84E-01
-9.65E-01
-8.84E-01
-8.04E-01
-8.04E-01
-8.84E-01
-8.84E-01
-8.84E-01
-8.84E-01
-8.84E-01
-8.04E-01
-8.84E-01
-8.84E-01
-8.84E-01
-8.84E-01
-8.04E-01
-8.84E-01
-8.84E-01
-8.84E-01
-8.84E-01
-8.04E-01
-8.84E-01
-8.84E-01
-8.84E-01
-8.04E-01
-9.65E-01
-9.65E-01
-8.04E-01
-8.84E-01
-8.04E-01
-8.84E-01
-8.84E-01
-8.84E-01
-8.84E-01
-8.84E-01
-8.04E-01
-8.84E-01
-8.84E-01
-8.84E-01
-8.84E-01
-9.65E-01
-8.84E-01
-8.04E-01
-8.04E-01
-8.04E-01
-8.04E-01
-8.84E-01
-8.04E-01
-8.04E-01
-8.04E-01
-8.04E-01
-8.84E-01
-8.84E-01
-8.84E-01
-8.84E-01
-8.04E-01
-8.04E-01
-8.04E-01
-8.84E-01
-8.84E-01
-9.65E-01
-8.84E-01
-8.84E-01
-8.84E-01
-8.04E-01
-8.84E-01
-8.84E-01
-8.04E-01
-8.04E-01
-8.84E-01
-8.84E-01
-8.84E-01
-8.04E-01
-8.04E-01
-8.04E-01
-8.04E-01
-8.84E-01
-8.84E-01
-8.84E-01
-9.65E-01
-8.04E-01
-8.84E-01
-8.84E-01
-8.84E-01
-8.04E-01
-8.04E-01
-8.84E-01
-8.04E-01
-8.04E-01
-8.04E-01
-8.84E-01
-8.04E-01
-8.84E-01
-8.84E-01
-8.84E-01
-8.04E-01
-8.84E-01
-8.04E-01
-8.04E-01
-8.04E-01
-8.04E-01
-8.84E-01
-8.84E-01
-8.04E-01
-8.84E-01
-8.84E-01
-8.84E-01
-8.84E-01
-8.04E-01
-8.84E-01
-8.04E-01
-8.84E-01
-8.84E-01
-8.04E-01
-8.04E-01
-8.04E-01
-8.04E-01
-8.84E-01
-8.04E-01
-8.04E-01
-8.84E-01
-8.84E-01
-8.84E-01
-9.65E-01
-8.84E-01
-8.84E-01
-8.04E-01
-8.84E-01
-8.04E-01
-9.65E-01
-8.04E-01
-8.04E-01
-8.04E-01
-8.84E-01
-8.04E-01
-8.84E-01
-8.84E-01
-8.84E-01
-8.04E-01
-8.04E-01
-8.04E-01
-8.84E-01
-8.84E-01
-8.84E-01
-8.04E-01
-8.84E-01
-8.04E-01
-8.04E-01
-8.84E-01
-8.84E-01
-8.84E-01
-8.84E-01
-8.84E-01
-8.84E-01
-8.84E-01
-8.04E-01
-8.04E-01
-8.84E-01
-8.84E-01
-8.04E-01
-8.84E-01
-8.84E-01
-8.04E-01
-8.04E-01
-8.84E-01
-8.84E-01
-8.84E-01
-8.84E-01
-8.84E-01
-8.84E-01
-8.04E-01
-8.84E-01
-8.84E-01
-8.04E-01
-8.84E-01
-8.04E-01
-8.04E-01
-8.84E-01
-8.84E-01
-8.84E-01
-8.04E-01
-8.04E-01
-8.84E-01
-8.84E-01
-8.84E-01
-8.04E-01
-8.04E-01
-8.84E-01
-8.84E-01
-8.84E-01
-8.04E-01
-8.84E-01
-8.04E-01
-8.04E-01
-8.84E-01
-8.84E-01
-8.04E-01
-8.04E-01
-8.84E-01
-8.84E-01
-8.84E-01
-8.84E-01
-8.04E-01
-8.84E-01
-8.84E-01
-8.84E-01
-8.84E-01
-8.84E-01
-8.04E-01
-8.84E-01
-8.84E-01
-8.04E-01
-8.04E-01
-8.84E-01
-8.84E-01
-8.84E-01
-8.84E-01
-8.84E-01
-8.84E-01
-8.84E-01
-8.84E-01
-8.84E-01
-8.84E-01
-8.84E-01
-8.84E-01
-9.65E-01
-8.84E-01
-8.04E-01
-8.04E-01
-8.04E-01
-8.04E-01
-8.84E-01
-8.84E-01
-8.84E-01
-8.84E-01
-8.84E-01
-8.84E-01
-8.04E-01
-8.84E-01
-8.84E-01
-8.04E-01
-8.84E-01
-9.65E-01
-8.04E-01
-8.84E-01
-8.04E-01
-8.84E-01
-8.84E-01
-8.84E-01
-9.65E-01
-8.84E-01
-8.84E-01
-8.04E-01
-8.04E-01
-8.84E-01
-9.65E-01
-8.84E-01
-8.84E-01
-8.84E-01
-8.84E-01
-8.84E-01
-8.84E-01
-8.84E-01
-8.84E-01
-8.04E-01
-8.84E-01
-9.65E-01
-8.84E-01
-8.04E-01
-8.84E-01
-8.84E-01
-8.84E-01
-8.04E-01
-8.84E-01
-8.84E-01
-8.84E-01
-8.84E-01
-8.84E-01
-8.84E-01
-8.84E-01
-8.84E-01
-8.84E-01
-8.84E-01
-8.84E-01
-8.84E-01
-8.04E-01
-8.84E-01
-8.84E-01
-9.65E-01
-8.84E-01
-9.65E-01
-9.65E-01
-8.84E-01
-8.84E-01
-8.84E-01
-8.84E-01
-8.84E-01
-8.84E-01
-8.84E-01
-8.84E-01
-8.84E-01
-8.84E-01
-9.65E-01
-8.84E-01
-8.84E-01
-8.84E-01
-8.84E-01
-8.04E-01
-8.84E-01
-8.84E-01
-8.84E-01
-8.84E-01
-8.84E-01
-8.84E-01
-8.84E-01
-8.84E-01
-9.65E-01
-9.65E-01
-9.65E-01
-8.84E-01
-8.04E-01
-9.65E-01
-8.84E-01
-8.84E-01
-8.84E-01
-8.84E-01
-9.65E-01
-9.65E-01
-8.84E-01
-8.84E-01
-9.65E-01
-9.65E-01
-9.65E-01
-8.84E-01
-8.84E-01
-9.65E-01
-8.84E-01
-9.65E-01
-8.84E-01
-9.65E-01
-8.04E-01
-9.65E-01
-8.84E-01
-9.65E-01
-9.65E-01
-8.84E-01
-9.65E-01
-9.65E-01
-9.65E-01
-8.84E-01
-8.84E-01
-8.84E-01
-8.84E-01
-9.65E-01
-9.65E-01
-8.84E-01
-9.65E-01
-9.65E-01
-8.84E-01
-8.84E-01
-8.84E-01
-8.84E-01
-9.65E-01
-8.84E-01
-9.65E-01
-9.65E-01
-9.65E-01
-9.65E-01
-9.65E-01
-9.65E-01
-9.65E-01
-9.65E-01
-9.65E-01
-9.65E-01
-9.65E-01
-9.65E-01
-8.84E-01
-9.65E-01
-9.65E-01
-9.65E-01
-1.05E+00
-9.65E-01
-9.65E-01
-9.65E-01
-9.65E-01
-9.65E-01
-9.65E-01
-9.65E-01
-9.65E-01
-9.65E-01
-9.65E-01
-9.65E-01
-9.65E-01
-9.65E-01
-9.65E-01
-1.05E+00
-9.65E-01
-9.65E-01
-9.65E-01
-9.65E-01
-9.65E-01
-9.65E-01
-9.65E-01
-1.05E+00
-1.05E+00
-1.05E+00
-9.65E-01
-1.05E+00
-9.65E-01
-1.05E+00
-1.05E+00
-1.05E+00
-1.05E+00
-1.05E+00
-1.13E+00
-1.05E+00
-1.05E+00
-1.05E+00
-1.05E+00
-1.13E+00
-1.13E+00
-1.13E+00
-1.13E+00
-1.21E+00
-1.21E+00
-1.21E+00
-1.21E+00
-1.29E+00
-1.21E+00
-1.29E+00
-1.29E+00
-1.29E+00
-1.29E+00
-1.29E+00
-1.37E+00
-1.45E+00
-1.45E+00
-1.37E+00
-1.37E+00
-1.37E+00
-1.45E+00
-1.45E+00
-1.53E+00
-1.53E+00
-1.61E+00
-1.53E+00
-1.61E+00
-1.53E+00
-1.53E+00
-1.61E+00
-1.61E+00
-1.61E+00
-1.69E+00
-1.61E+00
-1.77E+00
-1.69E+00
-1.69E+00
-1.77E+00
-1.69E+00
-1.69E+00
-1.77E+00
-1.69E+00
-1.77E+00
-1.77E+00
-1.85E+00
-1.85E+00
-1.85E+00
-1.85E+00
-1.93E+00
-1.93E+00
-2.01E+00
-2.01E+00
-1.93E+00
-2.01E+00
-1.93E+00
-2.01E+00
-2.01E+00
-2.01E+00
-2.01E+00
-2.09E+00
-2.09E+00
-2.01E+00
-2.09E+00
-2.17E+00
-2.17E+00
-2.17E+00
-2.17E+00
-2.09E+00
-2.25E+00
-2.25E+00
-2.25E+00
-2.17E+00
-2.25E+00
-2.25E+00
-2.25E+00
-2.33E+00
-2.25E+00
-2.33E+00
-2.25E+00
-2.33E+00
-2.33E+00
-2.41E+00
-2.41E+00
-2.41E+00
-2.41E+00
-2.41E+00
-2.41E+00
-2.41E+00
-2.49E+00
-2.41E+00
-2.41E+00
-2.49E+00
-2.49E+00
-2.49E+00
-2.49E+00
-2.57E+00
-2.49E+00
-2.49E+00
-2.57E+00
-2.57E+00
-2.57E+00
-2.49E+00
-2.65E+00
-2.65E+00
-2.57E+00
-2.57E+00
-2.65E+00
-2.57E+00
-2.57E+00
-2.73E+00
-2.65E+00
-2.81E+00
-2.73E+00
-2.65E+00
-2.73E+00
-2.65E+00
-2.65E+00
-2.73E+00
-2.65E+00
-2.73E+00
-2.73E+00
-2.73E+00
-2.81E+00
-2.73E+00
-2.89E+00
-2.81E+00
-2.81E+00
-2.89E+00
-2.81E+00
-2.81E+00
-2.81E+00
-2.81E+00
-2.81E+00
-2.89E+00
-2.89E+00
-2.81E+00
-2.89E+00
-2.81E+00
-2.89E+00
-2.97E+00
-2.89E+00
-2.89E+00
-2.97E+00
-2.89E+00
-2.97E+00
-2.89E+00
-2.89E+00
-2.89E+00
-2.89E+00
-2.89E+00
-2.89E+00
-2.97E+00
-2.97E+00
-2.97E+00
-2.97E+00
-2.97E+00
-2.97E+00
-2.97E+00
-2.97E+00
-2.97E+00
-2.97E+00
-2.97E+00
-2.97E+00
-2.97E+00
-2.97E+00
-2.97E+00
-2.97E+00
-3.06E+00
-2.97E+00
-2.97E+00
-2.97E+00
-3.06E+00
-2.97E+00
-2.97E+00
-3.06E+00
-2.97E+00
-3.06E+00
-3.06E+00
-3.06E+00
-3.06E+00
-2.97E+00
-3.06E+00
-2.97E+00
-3.06E+00
-3.06E+00
-2.97E+00
-2.97E+00
-3.06E+00
-2.97E+00
-2.97E+00
-3.06E+00
-2.97E+00
-3.06E+00
-3.06E+00
-2.97E+00
-3.06E+00
-2.97E+00
-3.06E+00
-2.97E+00
-2.97E+00
-3.06E+00
-3.06E+00
-2.97E+00
-3.06E+00
-3.06E+00
-3.06E+00
-3.06E+00
-3.06E+00
-3.06E+00
-2.97E+00
-3.06E+00
-2.97E+00
-2.97E+00
-3.06E+00
-2.97E+00
-2.97E+00
-2.97E+00
-3.06E+00
-2.97E+00
-2.97E+00
-3.06E+00
-2.89E+00
-2.97E+00
-2.97E+00
-2.89E+00
-2.97E+00
-2.97E+00
-2.97E+00
-2.97E+00
-2.97E+00
-2.97E+00
-2.89E+00
-2.97E+00
-2.89E+00
-2.89E+00
-2.89E+00
-2.89E+00
-2.97E+00
-2.89E+00
-2.81E+00
-2.81E+00
-2.89E+00
-2.89E+00
-2.81E+00
-2.89E+00
-2.89E+00
-2.89E+00
-2.89E+00
-2.81E+00
-2.81E+00
-2.81E+00
-2.81E+00
-2.81E+00
-2.81E+00
-2.81E+00
-2.81E+00
-2.73E+00
-2.73E+00
-2.73E+00
-2.73E+00
-2.73E+00
-2.81E+00
-2.73E+00
-2.73E+00
-2.73E+00
-2.65E+00
-2.73E+00
-2.73E+00
-2.73E+00
-2.73E+00
-2.73E+00
-2.73E+00
-2.65E+00
-2.65E+00
-2.57E+00
-2.57E+00
-2.65E+00
-2.57E+00
-2.65E+00
-2.57E+00
-2.57E+00
-2.57E+00
-2.49E+00
-2.57E+00
-2.57E+00
-2.49E+00
-2.49E+00
-2.49E+00
-2.49E+00
-2.49E+00
-2.49E+00
-2.41E+00
-2.49E+00
-2.41E+00
-2.33E+00
-2.49E+00
-2.41E+00
-2.41E+00
-2.41E+00
-2.41E+00
-2.33E+00
-2.33E+00
-2.25E+00
-2.33E+00
-2.33E+00
-2.33E+00
-2.25E+00
-2.25E+00
-2.25E+00
-2.25E+00
-2.17E+00
-2.25E+00
-2.25E+00
-2.17E+00
-2.25E+00
-2.17E+00
-2.09E+00
-2.09E+00
-2.17E+00
-2.09E+00
-2.01E+00
-2.09E+00
-2.09E+00
-2.01E+00
-2.09E+00
-2.01E+00
-2.01E+00
-1.93E+00
-1.93E+00
-2.01E+00
-1.93E+00
-1.93E+00
-1.93E+00
-1.85E+00
-1.93E+00
-1.85E+00
-1.93E+00
-1.85E+00
-1.85E+00
-1.85E+00
-1.85E+00
-1.77E+00
-1.77E+00
-1.69E+00
-1.77E+00
-1.77E+00
-1.69E+00
-1.69E+00
-1.69E+00
-1.77E+00
-1.61E+00
-1.53E+00
-1.69E+00
-1.69E+00
-1.61E+00
-1.61E+00
-1.53E+00
-1.53E+00
-1.53E+00
-1.53E+00
-1.53E+00
-1.45E+00
-1.45E+00
-1.45E+00
-1.37E+00
-1.45E+00
-1.45E+00
-1.45E+00
-1.29E+00
-1.37E+00
-1.29E+00
-1.29E+00
-1.29E+00
-1.29E+00
-1.21E+00
-1.29E+00
-1.21E+00
-1.21E+00
-1.21E+00
-1.13E+00
-1.13E+00
-1.13E+00
-1.13E+00
-1.13E+00
-1.05E+00
-1.05E+00
-1.13E+00
-1.05E+00
-1.13E+00
-1.05E+00
-1.05E+00
-1.05E+00
-9.65E-01
-1.05E+00
-9.65E-01
-9.65E-01
-9.65E-01
-9.65E-01
-1.05E+00
-1.05E+00
-1.05E+00
-1.05E+00
-1.05E+00
-9.65E-01
-9.65E-01
-1.05E+00
-1.05E+00
-9.65E-01
-9.65E-01
-1.05E+00
-9.65E-01
-9.65E-01
-9.65E-01
-9.65E-01
-9.65E-01
-8.84E-01
-9.65E-01
-9.65E-01
-9.65E-01
-9.65E-01
-9.65E-01
-8.84E-01
-9.65E-01
-1.05E+00
-9.65E-01
-9.65E-01
-9.65E-01
-9.65E-01
-8.84E-01
-9.65E-01
-9.65E-01
-9.65E-01
-1.05E+00
-9.65E-01
-9.65E-01
-8.84E-01
-9.65E-01
-9.65E-01
-9.65E-01
-9.65E-01
-9.65E-01
-8.84E-01
-9.65E-01
-9.65E-01
-9.65E-01
-8.84E-01
-9.65E-01
-8.84E-01];

%scatter(x,y,'filled')
%hold on
%scatter(x,y,'filled')
plot(t,x)
hold on
plot(t,y)
grid on
xlabel('Tiempo (s)') 
ylabel('Voltaje (V)')

%xticks([0 0.45 0.5 0.55 0.6 0.65 0.7 0.75 0.8 1])
%xticklabels({'0','0.45','0.5','0.55','0.6','0.65','0.7','0.75','0.8','1'})
yticks([-3 -2 -1 -0.84 0  1 2 3])
